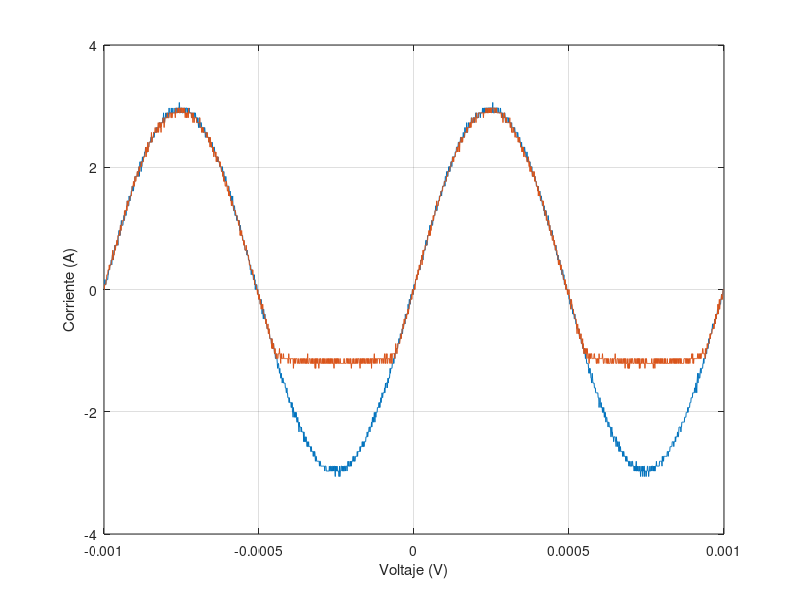

MATLAB code for this plot:
t=[-1.00E-03
-9.99E-04
-9.98E-04
-9.97E-04
-9.96E-04
-9.95E-04
-9.94E-04
-9.93E-04
-9.92E-04
-9.91E-04
-9.90E-04
-9.89E-04
-9.88E-04
-9.87E-04
-9.86E-04
-9.85E-04
-9.84E-04
-9.83E-04
-9.82E-04
-9.81E-04
-9.80E-04
-9.79E-04
-9.78E-04
-9.77E-04
-9.76E-04
-9.75E-04
-9.74E-04
-9.73E-04
-9.72E-04
-9.71E-04
-9.70E-04
-9.69E-04
-9.68E-04
-9.67E-04
-9.66E-04
-9.65E-04
-9.64E-04
-9.63E-04
-9.62E-04
-9.61E-04
-9.60E-04
-9.59E-04
-9.58E-04
-9.57E-04
-9.56E-04
-9.55E-04
-9.54E-04
-9.53E-04
-9.52E-04
-9.51E-04
-9.50E-04
-9.49E-04
-9.48E-04
-9.47E-04
-9.46E-04
-9.45E-04
-9.44E-04
-9.43E-04
-9.42E-04
-9.41E-04
-9.40E-04
-9.39E-04
-9.38E-04
-9.37E-04
-9.36E-04
-9.35E-04
-9.34E-04
-9.33E-04
-9.32E-04
-9.31E-04
-9.30E-04
-9.29E-04
-9.28E-04
-9.27E-04
-9.26E-04
-9.25E-04
-9.24E-04
-9.23E-04
-9.22E-04
-9.21E-04
-9.20E-04
-9.19E-04
-9.18E-04
-9.17E-04
-9.16E-04
-9.15E-04
-9.14E-04
-9.13E-04
-9.12E-04
-9.11E-04
-9.10E-04
-9.09E-04
-9.08E-04
-9.07E-04
-9.06E-04
-9.05E-04
-9.04E-04
-9.03E-04
-9.02E-04
-9.01E-04
-9.00E-04
-8.99E-04
-8.98E-04
-8.97E-04
-8.96E-04
-8.95E-04
-8.94E-04
-8.93E-04
-8.92E-04
-8.91E-04
-8.90E-04
-8.89E-04
-8.88E-04
-8.87E-04
-8.86E-04
-8.85E-04
-8.84E-04
-8.83E-04
-8.82E-04
-8.81E-04
-8.80E-04
-8.79E-04
-8.78E-04
-8.77E-04
-8.76E-04
-8.75E-04
-8.74E-04
-8.73E-04
-8.72E-04
-8.71E-04
-8.70E-04
-8.69E-04
-8.68E-04
-8.67E-04
-8.66E-04
-8.65E-04
-8.64E-04
-8.63E-04
-8.62E-04
-8.61E-04
-8.60E-04
-8.59E-04
-8.58E-04
-8.57E-04
-8.56E-04
-8.55E-04
-8.54E-04
-8.53E-04
-8.52E-04
-8.51E-04
-8.50E-04
-8.49E-04
-8.48E-04
-8.47E-04
-8.46E-04
-8.45E-04
-8.44E-04
-8.43E-04
-8.42E-04
-8.41E-04
-8.40E-04
-8.39E-04
-8.38E-04
-8.37E-04
-8.36E-04
-8.35E-04
-8.34E-04
-8.33E-04
-8.32E-04
-8.31E-04
-8.30E-04
-8.29E-04
-8.28E-04
-8.27E-04
-8.26E-04
-8.25E-04
-8.24E-04
-8.23E-04
-8.22E-04
-8.21E-04
-8.20E-04
-8.19E-04
-8.18E-04
-8.17E-04
-8.16E-04
-8.15E-04
-8.14E-04
-8.13E-04
-8.12E-04
-8.11E-04
-8.10E-04
-8.09E-04
-8.08E-04
-8.07E-04
-8.06E-04
-8.05E-04
-8.04E-04
-8.03E-04
-8.02E-04
-8.01E-04
-8.00E-04
-7.99E-04
-7.98E-04
-7.97E-04
-7.96E-04
-7.95E-04
-7.94E-04
-7.93E-04
-7.92E-04
-7.91E-04
-7.90E-04
-7.89E-04
-7.88E-04
-7.87E-04
-7.86E-04
-7.85E-04
-7.84E-04
-7.83E-04
-7.82E-04
-7.81E-04
-7.80E-04
-7.79E-04
-7.78E-04
-7.77E-04
-7.76E-04
-7.75E-04
-7.74E-04
-7.73E-04
-7.72E-04
-7.71E-04
-7.70E-04
-7.69E-04
-7.68E-04
-7.67E-04
-7.66E-04
-7.65E-04
-7.64E-04
-7.63E-04
-7.62E-04
-7.61E-04
-7.60E-04
-7.59E-04
-7.58E-04
-7.57E-04
-7.56E-04
-7.55E-04
-7.54E-04
-7.53E-04
-7.52E-04
-7.51E-04
-7.50E-04
-7.49E-04
-7.48E-04
-7.47E-04
-7.46E-04
-7.45E-04
-7.44E-04
-7.43E-04
-7.42E-04
-7.41E-04
-7.40E-04
-7.39E-04
-7.38E-04
-7.37E-04
-7.36E-04
-7.35E-04
-7.34E-04
-7.33E-04
-7.32E-04
-7.31E-04
-7.30E-04
-7.29E-04
-7.28E-04
-7.27E-04
-7.26E-04
-7.25E-04
-7.24E-04
-7.23E-04
-7.22E-04
-7.21E-04
-7.20E-04
-7.19E-04
-7.18E-04
-7.17E-04
-7.16E-04
-7.15E-04
-7.14E-04
-7.13E-04
-7.12E-04
-7.11E-04
-7.10E-04
-7.09E-04
-7.08E-04
-7.07E-04
-7.06E-04
-7.05E-04
-7.04E-04
-7.03E-04
-7.02E-04
-7.01E-04
-7.00E-04
-6.99E-04
-6.98E-04
-6.97E-04
-6.96E-04
-6.95E-04
-6.94E-04
-6.93E-04
-6.92E-04
-6.91E-04
-6.90E-04
-6.89E-04
-6.88E-04
-6.87E-04
-6.86E-04
-6.85E-04
-6.84E-04
-6.83E-04
-6.82E-04
-6.81E-04
-6.80E-04
-6.79E-04
-6.78E-04
-6.77E-04
-6.76E-04
-6.75E-04
-6.74E-04
-6.73E-04
-6.72E-04
-6.71E-04
-6.70E-04
-6.69E-04
-6.68E-04
-6.67E-04
-6.66E-04
-6.65E-04
-6.64E-04
-6.63E-04
-6.62E-04
-6.61E-04
-6.60E-04
-6.59E-04
-6.58E-04
-6.57E-04
-6.56E-04
-6.55E-04
-6.54E-04
-6.53E-04
-6.52E-04
-6.51E-04
-6.50E-04
-6.49E-04
-6.48E-04
-6.47E-04
-6.46E-04
-6.45E-04
-6.44E-04
-6.43E-04
-6.42E-04
-6.41E-04
-6.40E-04
-6.39E-04
-6.38E-04
-6.37E-04
-6.36E-04
-6.35E-04
-6.34E-04
-6.33E-04
-6.32E-04
-6.31E-04
-6.30E-04
-6.29E-04
-6.28E-04
-6.27E-04
-6.26E-04
-6.25E-04
-6.24E-04
-6.23E-04
-6.22E-04
-6.21E-04
-6.20E-04
-6.19E-04
-6.18E-04
-6.17E-04
-6.16E-04
-6.15E-04
-6.14E-04
-6.13E-04
-6.12E-04
-6.11E-04
-6.10E-04
-6.09E-04
-6.08E-04
-6.07E-04
-6.06E-04
-6.05E-04
-6.04E-04
-6.03E-04
-6.02E-04
-6.01E-04
-6.00E-04
-5.99E-04
-5.98E-04
-5.97E-04
-5.96E-04
-5.95E-04
-5.94E-04
-5.93E-04
-5.92E-04
-5.91E-04
-5.90E-04
-5.89E-04
-5.88E-04
-5.87E-04
-5.86E-04
-5.85E-04
-5.84E-04
-5.83E-04
-5.82E-04
-5.81E-04
-5.80E-04
-5.79E-04
-5.78E-04
-5.77E-04
-5.76E-04
-5.75E-04
-5.74E-04
-5.73E-04
-5.72E-04
-5.71E-04
-5.70E-04
-5.69E-04
-5.68E-04
-5.67E-04
-5.66E-04
-5.65E-04
-5.64E-04
-5.63E-04
-5.62E-04
-5.61E-04
-5.60E-04
-5.59E-04
-5.58E-04
-5.57E-04
-5.56E-04
-5.55E-04
-5.54E-04
-5.53E-04
-5.52E-04
-5.51E-04
-5.50E-04
-5.49E-04
-5.48E-04
-5.47E-04
-5.46E-04
-5.45E-04
-5.44E-04
-5.43E-04
-5.42E-04
-5.41E-04
-5.40E-04
-5.39E-04
-5.38E-04
-5.37E-04
-5.36E-04
-5.35E-04
-5.34E-04
-5.33E-04
-5.32E-04
-5.31E-04
-5.30E-04
-5.29E-04
-5.28E-04
-5.27E-04
-5.26E-04
-5.25E-04
-5.24E-04
-5.23E-04
-5.22E-04
-5.21E-04
-5.20E-04
-5.19E-04
-5.18E-04
-5.17E-04
-5.16E-04
-5.15E-04
-5.14E-04
-5.13E-04
-5.12E-04
-5.11E-04
-5.10E-04
-5.09E-04
-5.08E-04
-5.07E-04
-5.06E-04
-5.05E-04
-5.04E-04
-5.03E-04
-5.02E-04
-5.01E-04
-5.00E-04
-4.99E-04
-4.98E-04
-4.97E-04
-4.96E-04
-4.95E-04
-4.94E-04
-4.93E-04
-4.92E-04
-4.91E-04
-4.90E-04
-4.89E-04
-4.88E-04
-4.87E-04
-4.86E-04
-4.85E-04
-4.84E-04
-4.83E-04
-4.82E-04
-4.81E-04
-4.80E-04
-4.79E-04
-4.78E-04
-4.77E-04
-4.76E-04
-4.75E-04
-4.74E-04
-4.73E-04
-4.72E-04
-4.71E-04
-4.70E-04
-4.69E-04
-4.68E-04
-4.67E-04
-4.66E-04
-4.65E-04
-4.64E-04
-4.63E-04
-4.62E-04
-4.61E-04
-4.60E-04
-4.59E-04
-4.58E-04
-4.57E-04
-4.56E-04
-4.55E-04
-4.54E-04
-4.53E-04
-4.52E-04
-4.51E-04
-4.50E-04
-4.49E-04
-4.48E-04
-4.47E-04
-4.46E-04
-4.45E-04
-4.44E-04
-4.43E-04
-4.42E-04
-4.41E-04
-4.40E-04
-4.39E-04
-4.38E-04
-4.37E-04
-4.36E-04
-4.35E-04
-4.34E-04
-4.33E-04
-4.32E-04
-4.31E-04
-4.30E-04
-4.29E-04
-4.28E-04
-4.27E-04
-4.26E-04
-4.25E-04
-4.24E-04
-4.23E-04
-4.22E-04
-4.21E-04
-4.20E-04
-4.19E-04
-4.18E-04
-4.17E-04
-4.16E-04
-4.15E-04
-4.14E-04
-4.13E-04
-4.12E-04
-4.11E-04
-4.10E-04
-4.09E-04
-4.08E-04
-4.07E-04
-4.06E-04
-4.05E-04
-4.04E-04
-4.03E-04
-4.02E-04
-4.01E-04
-4.00E-04
-3.99E-04
-3.98E-04
-3.97E-04
-3.96E-04
-3.95E-04
-3.94E-04
-3.93E-04
-3.92E-04
-3.91E-04
-3.90E-04
-3.89E-04
-3.88E-04
-3.87E-04
-3.86E-04
-3.85E-04
-3.84E-04
-3.83E-04
-3.82E-04
-3.81E-04
-3.80E-04
-3.79E-04
-3.78E-04
-3.77E-04
-3.76E-04
-3.75E-04
-3.74E-04
-3.73E-04
-3.72E-04
-3.71E-04
-3.70E-04
-3.69E-04
-3.68E-04
-3.67E-04
-3.66E-04
-3.65E-04
-3.64E-04
-3.63E-04
-3.62E-04
-3.61E-04
-3.60E-04
-3.59E-04
-3.58E-04
-3.57E-04
-3.56E-04
-3.55E-04
-3.54E-04
-3.53E-04
-3.52E-04
-3.51E-04
-3.50E-04
-3.49E-04
-3.48E-04
-3.47E-04
-3.46E-04
-3.45E-04
-3.44E-04
-3.43E-04
-3.42E-04
-3.41E-04
-3.40E-04
-3.39E-04
-3.38E-04
-3.37E-04
-3.36E-04
-3.35E-04
-3.34E-04
-3.33E-04
-3.32E-04
-3.31E-04
-3.30E-04
-3.29E-04
-3.28E-04
-3.27E-04
-3.26E-04
-3.25E-04
-3.24E-04
-3.23E-04
-3.22E-04
-3.21E-04
-3.20E-04
-3.19E-04
-3.18E-04
-3.17E-04
-3.16E-04
-3.15E-04
-3.14E-04
-3.13E-04
-3.12E-04
-3.11E-04
-3.10E-04
-3.09E-04
-3.08E-04
-3.07E-04
-3.06E-04
-3.05E-04
-3.04E-04
-3.03E-04
-3.02E-04
-3.01E-04
-3.00E-04
-2.99E-04
-2.98E-04
-2.97E-04
-2.96E-04
-2.95E-04
-2.94E-04
-2.93E-04
-2.92E-04
-2.91E-04
-2.90E-04
-2.89E-04
-2.88E-04
-2.87E-04
-2.86E-04
-2.85E-04
-2.84E-04
-2.83E-04
-2.82E-04
-2.81E-04
-2.80E-04
-2.79E-04
-2.78E-04
-2.77E-04
-2.76E-04
-2.75E-04
-2.74E-04
-2.73E-04
-2.72E-04
-2.71E-04
-2.70E-04
-2.69E-04
-2.68E-04
-2.67E-04
-2.66E-04
-2.65E-04
-2.64E-04
-2.63E-04
-2.62E-04
-2.61E-04
-2.60E-04
-2.59E-04
-2.58E-04
-2.57E-04
-2.56E-04
-2.55E-04
-2.54E-04
-2.53E-04
-2.52E-04
-2.51E-04
-2.50E-04
-2.49E-04
-2.48E-04
-2.47E-04
-2.46E-04
-2.45E-04
-2.44E-04
-2.43E-04
-2.42E-04
-2.41E-04
-2.40E-04
-2.39E-04
-2.38E-04
-2.37E-04
-2.36E-04
-2.35E-04
-2.34E-04
-2.33E-04
-2.32E-04
-2.31E-04
-2.30E-04
-2.29E-04
-2.28E-04
-2.27E-04
-2.26E-04
-2.25E-04
-2.24E-04
-2.23E-04
-2.22E-04
-2.21E-04
-2.20E-04
-2.19E-04
-2.18E-04
-2.17E-04
-2.16E-04
-2.15E-04
-2.14E-04
-2.13E-04
-2.12E-04
-2.11E-04
-2.10E-04
-2.09E-04
-2.08E-04
-2.07E-04
-2.06E-04
-2.05E-04
-2.04E-04
-2.03E-04
-2.02E-04
-2.01E-04
-2.00E-04
-1.99E-04
-1.98E-04
-1.97E-04
-1.96E-04
-1.95E-04
-1.94E-04
-1.93E-04
-1.92E-04
-1.91E-04
-1.90E-04
-1.89E-04
-1.88E-04
-1.87E-04
-1.86E-04
-1.85E-04
-1.84E-04
-1.83E-04
-1.82E-04
-1.81E-04
-1.80E-04
-1.79E-04
-1.78E-04
-1.77E-04
-1.76E-04
-1.75E-04
-1.74E-04
-1.73E-04
-1.72E-04
-1.71E-04
-1.70E-04
-1.69E-04
-1.68E-04
-1.67E-04
-1.66E-04
-1.65E-04
-1.64E-04
-1.63E-04
-1.62E-04
-1.61E-04
-1.60E-04
-1.59E-04
-1.58E-04
-1.57E-04
-1.56E-04
-1.55E-04
-1.54E-04
-1.53E-04
-1.52E-04
-1.51E-04
-1.50E-04
-1.49E-04
-1.48E-04
-1.47E-04
-1.46E-04
-1.45E-04
-1.44E-04
-1.43E-04
-1.42E-04
-1.41E-04
-1.40E-04
-1.39E-04
-1.38E-04
-1.37E-04
-1.36E-04
-1.35E-04
-1.34E-04
-1.33E-04
-1.32E-04
-1.31E-04
-1.30E-04
-1.29E-04
-1.28E-04
-1.27E-04
-1.26E-04
-1.25E-04
-1.24E-04
-1.23E-04
-1.22E-04
-1.21E-04
-1.20E-04
-1.19E-04
-1.18E-04
-1.17E-04
-1.16E-04
-1.15E-04
-1.14E-04
-1.13E-04
-1.12E-04
-1.11E-04
-1.10E-04
-1.09E-04
-1.08E-04
-1.07E-04
-1.06E-04
-1.05E-04
-1.04E-04
-1.03E-04
-1.02E-04
-1.01E-04
-1.00E-04
-9.90E-05
-9.80E-05
-9.70E-05
-9.60E-05
-9.50E-05
-9.40E-05
-9.30E-05
-9.20E-05
-9.10E-05
-9.00E-05
-8.90E-05
-8.80E-05
-8.70E-05
-8.60E-05
-8.50E-05
-8.40E-05
-8.30E-05
-8.20E-05
-8.10E-05
-8.00E-05
-7.90E-05
-7.80E-05
-7.70E-05
-7.60E-05
-7.50E-05
-7.40E-05
-7.30E-05
-7.20E-05
-7.10E-05
-7.00E-05
-6.90E-05
-6.80E-05
-6.70E-05
-6.60E-05
-6.50E-05
-6.40E-05
-6.30E-05
-6.20E-05
-6.10E-05
-6.00E-05
-5.90E-05
-5.80E-05
-5.70E-05
-5.60E-05
-5.50E-05
-5.40E-05
-5.30E-05
-5.20E-05
-5.10E-05
-5.00E-05
-4.90E-05
-4.80E-05
-4.70E-05
-4.60E-05
-4.50E-05
-4.40E-05
-4.30E-05
-4.20E-05
-4.10E-05
-4.00E-05
-3.90E-05
-3.80E-05
-3.70E-05
-3.60E-05
-3.50E-05
-3.40E-05
-3.30E-05
-3.20E-05
-3.10E-05
-3.00E-05
-2.90E-05
-2.80E-05
-2.70E-05
-2.60E-05
-2.50E-05
-2.40E-05
-2.30E-05
-2.20E-05
-2.10E-05
-2.00E-05
-1.90E-05
-1.80E-05
-1.70E-05
-1.60E-05
-1.50E-05
-1.40E-05
-1.30E-05
-1.20E-05
-1.10E-05
-1.00E-05
-9.00E-06
-8.00E-06
-7.00E-06
-6.00E-06
-5.00E-06
-4.00E-06
-3.00E-06
-2.00E-06
-1.00E-06
0.00E+00
1.00E-06
2.00E-06
3.00E-06
4.00E-06
5.00E-06
6.00E-06
7.00E-06
8.00E-06
9.00E-06
1.00E-05
1.10E-05
1.20E-05
1.30E-05
1.40E-05
1.50E-05
1.60E-05
1.70E-05
1.80E-05
1.90E-05
2.00E-05
2.10E-05
2.20E-05
2.30E-05
2.40E-05
2.50E-05
2.60E-05
2.70E-05
2.80E-05
2.90E-05
3.00E-05
3.10E-05
3.20E-05
3.30E-05
3.40E-05
3.50E-05
3.60E-05
3.70E-05
3.80E-05
3.90E-05
4.00E-05
4.10E-05
4.20E-05
4.30E-05
4.40E-05
4.50E-05
4.60E-05
4.70E-05
4.80E-05
4.90E-05
5.00E-05
5.10E-05
5.20E-05
5.30E-05
5.40E-05
5.50E-05
5.60E-05
5.70E-05
5.80E-05
5.90E-05
6.00E-05
6.10E-05
6.20E-05
6.30E-05
6.40E-05
6.50E-05
6.60E-05
6.70E-05
6.80E-05
6.90E-05
7.00E-05
7.10E-05
7.20E-05
7.30E-05
7.40E-05
7.50E-05
7.60E-05
7.70E-05
7.80E-05
7.90E-05
8.00E-05
8.10E-05
8.20E-05
8.30E-05
8.40E-05
8.50E-05
8.60E-05
8.70E-05
8.80E-05
8.90E-05
9.00E-05
9.10E-05
9.20E-05
9.30E-05
9.40E-05
9.50E-05
9.60E-05
9.70E-05
9.80E-05
9.90E-05
1.00E-04
1.01E-04
1.02E-04
1.03E-04
1.04E-04
1.05E-04
1.06E-04
1.07E-04
1.08E-04
1.09E-04
1.10E-04
1.11E-04
1.12E-04
1.13E-04
1.14E-04
1.15E-04
1.16E-04
1.17E-04
1.18E-04
1.19E-04
1.20E-04
1.21E-04
1.22E-04
1.23E-04
1.24E-04
1.25E-04
1.26E-04
1.27E-04
1.28E-04
1.29E-04
1.30E-04
1.31E-04
1.32E-04
1.33E-04
1.34E-04
1.35E-04
1.36E-04
1.37E-04
1.38E-04
1.39E-04
1.40E-04
1.41E-04
1.42E-04
1.43E-04
1.44E-04
1.45E-04
1.46E-04
1.47E-04
1.48E-04
1.49E-04
1.50E-04
1.51E-04
1.52E-04
1.53E-04
1.54E-04
1.55E-04
1.56E-04
1.57E-04
1.58E-04
1.59E-04
1.60E-04
1.61E-04
1.62E-04
1.63E-04
1.64E-04
1.65E-04
1.66E-04
1.67E-04
1.68E-04
1.69E-04
1.70E-04
1.71E-04
1.72E-04
1.73E-04
1.74E-04
1.75E-04
1.76E-04
1.77E-04
1.78E-04
1.79E-04
1.80E-04
1.81E-04
1.82E-04
1.83E-04
1.84E-04
1.85E-04
1.86E-04
1.87E-04
1.88E-04
1.89E-04
1.90E-04
1.91E-04
1.92E-04
1.93E-04
1.94E-04
1.95E-04
1.96E-04
1.97E-04
1.98E-04
1.99E-04
2.00E-04
2.01E-04
2.02E-04
2.03E-04
2.04E-04
2.05E-04
2.06E-04
2.07E-04
2.08E-04
2.09E-04
2.10E-04
2.11E-04
2.12E-04
2.13E-04
2.14E-04
2.15E-04
2.16E-04
2.17E-04
2.18E-04
2.19E-04
2.20E-04
2.21E-04
2.22E-04
2.23E-04
2.24E-04
2.25E-04
2.26E-04
2.27E-04
2.28E-04
2.29E-04
2.30E-04
2.31E-04
2.32E-04
2.33E-04
2.34E-04
2.35E-04
2.36E-04
2.37E-04
2.38E-04
2.39E-04
2.40E-04
2.41E-04
2.42E-04
2.43E-04
2.44E-04
2.45E-04
2.46E-04
2.47E-04
2.48E-04
2.49E-04
2.50E-04
2.51E-04
2.52E-04
2.53E-04
2.54E-04
2.55E-04
2.56E-04
2.57E-04
2.58E-04
2.59E-04
2.60E-04
2.61E-04
2.62E-04
2.63E-04
2.64E-04
2.65E-04
2.66E-04
2.67E-04
2.68E-04
2.69E-04
2.70E-04
2.71E-04
2.72E-04
2.73E-04
2.74E-04
2.75E-04
2.76E-04
2.77E-04
2.78E-04
2.79E-04
2.80E-04
2.81E-04
2.82E-04
2.83E-04
2.84E-04
2.85E-04
2.86E-04
2.87E-04
2.88E-04
2.89E-04
2.90E-04
2.91E-04
2.92E-04
2.93E-04
2.94E-04
2.95E-04
2.96E-04
2.97E-04
2.98E-04
2.99E-04
3.00E-04
3.01E-04
3.02E-04
3.03E-04
3.04E-04
3.05E-04
3.06E-04
3.07E-04
3.08E-04
3.09E-04
3.10E-04
3.11E-04
3.12E-04
3.13E-04
3.14E-04
3.15E-04
3.16E-04
3.17E-04
3.18E-04
3.19E-04
3.20E-04
3.21E-04
3.22E-04
3.23E-04
3.24E-04
3.25E-04
3.26E-04
3.27E-04
3.28E-04
3.29E-04
3.30E-04
3.31E-04
3.32E-04
3.33E-04
3.34E-04
3.35E-04
3.36E-04
3.37E-04
3.38E-04
3.39E-04
3.40E-04
3.41E-04
3.42E-04
3.43E-04
3.44E-04
3.45E-04
3.46E-04
3.47E-04
3.48E-04
3.49E-04
3.50E-04
3.51E-04
3.52E-04
3.53E-04
3.54E-04
3.55E-04
3.56E-04
3.57E-04
3.58E-04
3.59E-04
3.60E-04
3.61E-04
3.62E-04
3.63E-04
3.64E-04
3.65E-04
3.66E-04
3.67E-04
3.68E-04
3.69E-04
3.70E-04
3.71E-04
3.72E-04
3.73E-04
3.74E-04
3.75E-04
3.76E-04
3.77E-04
3.78E-04
3.79E-04
3.80E-04
3.81E-04
3.82E-04
3.83E-04
3.84E-04
3.85E-04
3.86E-04
3.87E-04
3.88E-04
3.89E-04
3.90E-04
3.91E-04
3.92E-04
3.93E-04
3.94E-04
3.95E-04
3.96E-04
3.97E-04
3.98E-04
3.99E-04
4.00E-04
4.01E-04
4.02E-04
4.03E-04
4.04E-04
4.05E-04
4.06E-04
4.07E-04
4.08E-04
4.09E-04
4.10E-04
4.11E-04
4.12E-04
4.13E-04
4.14E-04
4.15E-04
4.16E-04
4.17E-04
4.18E-04
4.19E-04
4.20E-04
4.21E-04
4.22E-04
4.23E-04
4.24E-04
4.25E-04
4.26E-04
4.27E-04
4.28E-04
4.29E-04
4.30E-04
4.31E-04
4.32E-04
4.33E-04
4.34E-04
4.35E-04
4.36E-04
4.37E-04
4.38E-04
4.39E-04
4.40E-04
4.41E-04
4.42E-04
4.43E-04
4.44E-04
4.45E-04
4.46E-04
4.47E-04
4.48E-04
4.49E-04
4.50E-04
4.51E-04
4.52E-04
4.53E-04
4.54E-04
4.55E-04
4.56E-04
4.57E-04
4.58E-04
4.59E-04
4.60E-04
4.61E-04
4.62E-04
4.63E-04
4.64E-04
4.65E-04
4.66E-04
4.67E-04
4.68E-04
4.69E-04
4.70E-04
4.71E-04
4.72E-04
4.73E-04
4.74E-04
4.75E-04
4.76E-04
4.77E-04
4.78E-04
4.79E-04
4.80E-04
4.81E-04
4.82E-04
4.83E-04
4.84E-04
4.85E-04
4.86E-04
4.87E-04
4.88E-04
4.89E-04
4.90E-04
4.91E-04
4.92E-04
4.93E-04
4.94E-04
4.95E-04
4.96E-04
4.97E-04
4.98E-04
4.99E-04
5.00E-04
5.01E-04
5.02E-04
5.03E-04
5.04E-04
5.05E-04
5.06E-04
5.07E-04
5.08E-04
5.09E-04
5.10E-04
5.11E-04
5.12E-04
5.13E-04
5.14E-04
5.15E-04
5.16E-04
5.17E-04
5.18E-04
5.19E-04
5.20E-04
5.21E-04
5.22E-04
5.23E-04
5.24E-04
5.25E-04
5.26E-04
5.27E-04
5.28E-04
5.29E-04
5.30E-04
5.31E-04
5.32E-04
5.33E-04
5.34E-04
5.35E-04
5.36E-04
5.37E-04
5.38E-04
5.39E-04
5.40E-04
5.41E-04
5.42E-04
5.43E-04
5.44E-04
5.45E-04
5.46E-04
5.47E-04
5.48E-04
5.49E-04
5.50E-04
5.51E-04
5.52E-04
5.53E-04
5.54E-04
5.55E-04
5.56E-04
5.57E-04
5.58E-04
5.59E-04
5.60E-04
5.61E-04
5.62E-04
5.63E-04
5.64E-04
5.65E-04
5.66E-04
5.67E-04
5.68E-04
5.69E-04
5.70E-04
5.71E-04
5.72E-04
5.73E-04
5.74E-04
5.75E-04
5.76E-04
5.77E-04
5.78E-04
5.79E-04
5.80E-04
5.81E-04
5.82E-04
5.83E-04
5.84E-04
5.85E-04
5.86E-04
5.87E-04
5.88E-04
5.89E-04
5.90E-04
5.91E-04
5.92E-04
5.93E-04
5.94E-04
5.95E-04
5.96E-04
5.97E-04
5.98E-04
5.99E-04
6.00E-04
6.01E-04
6.02E-04
6.03E-04
6.04E-04
6.05E-04
6.06E-04
6.07E-04
6.08E-04
6.09E-04
6.10E-04
6.11E-04
6.12E-04
6.13E-04
6.14E-04
6.15E-04
6.16E-04
6.17E-04
6.18E-04
6.19E-04
6.20E-04
6.21E-04
6.22E-04
6.23E-04
6.24E-04
6.25E-04
6.26E-04
6.27E-04
6.28E-04
6.29E-04
6.30E-04
6.31E-04
6.32E-04
6.33E-04
6.34E-04
6.35E-04
6.36E-04
6.37E-04
6.38E-04
6.39E-04
6.40E-04
6.41E-04
6.42E-04
6.43E-04
6.44E-04
6.45E-04
6.46E-04
6.47E-04
6.48E-04
6.49E-04
6.50E-04
6.51E-04
6.52E-04
6.53E-04
6.54E-04
6.55E-04
6.56E-04
6.57E-04
6.58E-04
6.59E-04
6.60E-04
6.61E-04
6.62E-04
6.63E-04
6.64E-04
6.65E-04
6.66E-04
6.67E-04
6.68E-04
6.69E-04
6.70E-04
6.71E-04
6.72E-04
6.73E-04
6.74E-04
6.75E-04
6.76E-04
6.77E-04
6.78E-04
6.79E-04
6.80E-04
6.81E-04
6.82E-04
6.83E-04
6.84E-04
6.85E-04
6.86E-04
6.87E-04
6.88E-04
6.89E-04
6.90E-04
6.91E-04
6.92E-04
6.93E-04
6.94E-04
6.95E-04
6.96E-04
6.97E-04
6.98E-04
6.99E-04
7.00E-04
7.01E-04
7.02E-04
7.03E-04
7.04E-04
7.05E-04
7.06E-04
7.07E-04
7.08E-04
7.09E-04
7.10E-04
7.11E-04
7.12E-04
7.13E-04
7.14E-04
7.15E-04
7.16E-04
7.17E-04
7.18E-04
7.19E-04
7.20E-04
7.21E-04
7.22E-04
7.23E-04
7.24E-04
7.25E-04
7.26E-04
7.27E-04
7.28E-04
7.29E-04
7.30E-04
7.31E-04
7.32E-04
7.33E-04
7.34E-04
7.35E-04
7.36E-04
7.37E-04
7.38E-04
7.39E-04
7.40E-04
7.41E-04
7.42E-04
7.43E-04
7.44E-04
7.45E-04
7.46E-04
7.47E-04
7.48E-04
7.49E-04
7.50E-04
7.51E-04
7.52E-04
7.53E-04
7.54E-04
7.55E-04
7.56E-04
7.57E-04
7.58E-04
7.59E-04
7.60E-04
7.61E-04
7.62E-04
7.63E-04
7.64E-04
7.65E-04
7.66E-04
7.67E-04
7.68E-04
7.69E-04
7.70E-04
7.71E-04
7.72E-04
7.73E-04
7.74E-04
7.75E-04
7.76E-04
7.77E-04
7.78E-04
7.79E-04
7.80E-04
7.81E-04
7.82E-04
7.83E-04
7.84E-04
7.85E-04
7.86E-04
7.87E-04
7.88E-04
7.89E-04
7.90E-04
7.91E-04
7.92E-04
7.93E-04
7.94E-04
7.95E-04
7.96E-04
7.97E-04
7.98E-04
7.99E-04
8.00E-04
8.01E-04
8.02E-04
8.03E-04
8.04E-04
8.05E-04
8.06E-04
8.07E-04
8.08E-04
8.09E-04
8.10E-04
8.11E-04
8.12E-04
8.13E-04
8.14E-04
8.15E-04
8.16E-04
8.17E-04
8.18E-04
8.19E-04
8.20E-04
8.21E-04
8.22E-04
8.23E-04
8.24E-04
8.25E-04
8.26E-04
8.27E-04
8.28E-04
8.29E-04
8.30E-04
8.31E-04
8.32E-04
8.33E-04
8.34E-04
8.35E-04
8.36E-04
8.37E-04
8.38E-04
8.39E-04
8.40E-04
8.41E-04
8.42E-04
8.43E-04
8.44E-04
8.45E-04
8.46E-04
8.47E-04
8.48E-04
8.49E-04
8.50E-04
8.51E-04
8.52E-04
8.53E-04
8.54E-04
8.55E-04
8.56E-04
8.57E-04
8.58E-04
8.59E-04
8.60E-04
8.61E-04
8.62E-04
8.63E-04
8.64E-04
8.65E-04
8.66E-04
8.67E-04
8.68E-04
8.69E-04
8.70E-04
8.71E-04
8.72E-04
8.73E-04
8.74E-04
8.75E-04
8.76E-04
8.77E-04
8.78E-04
8.79E-04
8.80E-04
8.81E-04
8.82E-04
8.83E-04
8.84E-04
8.85E-04
8.86E-04
8.87E-04
8.88E-04
8.89E-04
8.90E-04
8.91E-04
8.92E-04
8.93E-04
8.94E-04
8.95E-04
8.96E-04
8.97E-04
8.98E-04
8.99E-04
9.00E-04
9.01E-04
9.02E-04
9.03E-04
9.04E-04
9.05E-04
9.06E-04
9.07E-04
9.08E-04
9.09E-04
9.10E-04
9.11E-04
9.12E-04
9.13E-04
9.14E-04
9.15E-04
9.16E-04
9.17E-04
9.18E-04
9.19E-04
9.20E-04
9.21E-04
9.22E-04
9.23E-04
9.24E-04
9.25E-04
9.26E-04
9.27E-04
9.28E-04
9.29E-04
9.30E-04
9.31E-04
9.32E-04
9.33E-04
9.34E-04
9.35E-04
9.36E-04
9.37E-04
9.38E-04
9.39E-04
9.40E-04
9.41E-04
9.42E-04
9.43E-04
9.44E-04
9.45E-04
9.46E-04
9.47E-04
9.48E-04
9.49E-04
9.50E-04
9.51E-04
9.52E-04
9.53E-04
9.54E-04
9.55E-04
9.56E-04
9.57E-04
9.58E-04
9.59E-04
9.60E-04
9.61E-04
9.62E-04
9.63E-04
9.64E-04
9.65E-04
9.66E-04
9.67E-04
9.68E-04
9.69E-04
9.70E-04
9.71E-04
9.72E-04
9.73E-04
9.74E-04
9.75E-04
9.76E-04
9.77E-04
9.78E-04
9.79E-04
9.80E-04
9.81E-04
9.82E-04
9.83E-04
9.84E-04
9.85E-04
9.86E-04
9.87E-04
9.88E-04
9.89E-04
9.90E-04
9.91E-04
9.92E-04
9.93E-04
9.94E-04
9.95E-04
9.96E-04
9.97E-04
9.98E-04
9.99E-04];
x=[0.00E+00
0.00E+00
8.04E-02
1.61E-01
8.04E-02
8.04E-02
8.04E-02
1.61E-01
1.61E-01
1.61E-01
1.61E-01
1.61E-01
1.61E-01
2.41E-01
2.41E-01
3.22E-01
3.22E-01
3.22E-01
3.22E-01
4.02E-01
4.02E-01
4.02E-01
4.02E-01
4.82E-01
4.82E-01
4.02E-01
4.82E-01
5.63E-01
5.63E-01
5.63E-01
4.82E-01
5.63E-01
6.43E-01
6.43E-01
6.43E-01
7.24E-01
6.43E-01
7.24E-01
7.24E-01
7.24E-01
7.24E-01
7.24E-01
8.04E-01
8.04E-01
8.04E-01
7.24E-01
8.84E-01
8.84E-01
9.65E-01
9.65E-01
8.84E-01
9.65E-01
8.84E-01
1.05E+00
9.65E-01
1.05E+00
1.13E+00
1.05E+00
1.05E+00
1.05E+00
1.05E+00
1.05E+00
1.13E+00
1.13E+00
1.21E+00
1.21E+00
1.13E+00
1.21E+00
1.29E+00
1.29E+00
1.29E+00
1.21E+00
1.29E+00
1.29E+00
1.37E+00
1.45E+00
1.45E+00
1.37E+00
1.37E+00
1.37E+00
1.37E+00
1.53E+00
1.45E+00
1.53E+00
1.45E+00
1.53E+00
1.53E+00
1.53E+00
1.61E+00
1.61E+00
1.61E+00
1.69E+00
1.61E+00
1.69E+00
1.69E+00
1.61E+00
1.69E+00
1.69E+00
1.77E+00
1.77E+00
1.85E+00
1.85E+00
1.85E+00
1.85E+00
1.85E+00
1.85E+00
1.85E+00
1.85E+00
1.93E+00
1.93E+00
1.85E+00
1.93E+00
1.93E+00
2.01E+00
1.85E+00
2.01E+00
2.09E+00
2.01E+00
2.01E+00
2.09E+00
1.93E+00
2.09E+00
2.01E+00
2.09E+00
2.17E+00
2.09E+00
2.09E+00
2.17E+00
2.17E+00
2.17E+00
2.17E+00
2.25E+00
2.25E+00
2.25E+00
2.33E+00
2.25E+00
2.25E+00
2.25E+00
2.25E+00
2.25E+00
2.25E+00
2.25E+00
2.33E+00
2.33E+00
2.33E+00
2.41E+00
2.41E+00
2.41E+00
2.41E+00
2.41E+00
2.41E+00
2.49E+00
2.49E+00
2.49E+00
2.41E+00
2.41E+00
2.49E+00
2.49E+00
2.49E+00
2.49E+00
2.57E+00
2.49E+00
2.49E+00
2.57E+00
2.57E+00
2.57E+00
2.57E+00
2.57E+00
2.65E+00
2.57E+00
2.65E+00
2.65E+00
2.65E+00
2.65E+00
2.65E+00
2.65E+00
2.65E+00
2.65E+00
2.73E+00
2.73E+00
2.73E+00
2.73E+00
2.65E+00
2.65E+00
2.73E+00
2.73E+00
2.73E+00
2.73E+00
2.73E+00
2.73E+00
2.81E+00
2.73E+00
2.89E+00
2.81E+00
2.81E+00
2.73E+00
2.81E+00
2.81E+00
2.81E+00
2.89E+00
2.81E+00
2.81E+00
2.89E+00
2.81E+00
2.81E+00
2.89E+00
2.89E+00
2.81E+00
2.89E+00
2.89E+00
2.97E+00
2.89E+00
2.89E+00
2.89E+00
2.89E+00
2.89E+00
2.89E+00
2.97E+00
2.89E+00
2.89E+00
2.89E+00
2.89E+00
2.97E+00
2.89E+00
2.89E+00
2.89E+00
2.89E+00
2.89E+00
2.89E+00
2.97E+00
2.89E+00
2.97E+00
2.89E+00
2.97E+00
2.97E+00
2.97E+00
2.89E+00
2.97E+00
2.89E+00
2.97E+00
2.89E+00
2.97E+00
2.97E+00
3.06E+00
2.97E+00
2.89E+00
2.89E+00
2.97E+00
2.89E+00
2.97E+00
2.97E+00
2.97E+00
2.89E+00
2.89E+00
2.89E+00
2.89E+00
2.89E+00
2.97E+00
2.97E+00
2.97E+00
2.97E+00
2.89E+00
2.97E+00
2.89E+00
2.97E+00
2.97E+00
2.97E+00
2.97E+00
2.89E+00
2.89E+00
2.97E+00
2.89E+00
2.89E+00
2.89E+00
2.89E+00
2.97E+00
2.89E+00
2.89E+00
2.89E+00
2.89E+00
2.89E+00
2.89E+00
2.89E+00
2.81E+00
2.89E+00
2.81E+00
2.81E+00
2.89E+00
2.81E+00
2.81E+00
2.89E+00
2.89E+00
2.89E+00
2.81E+00
2.81E+00
2.89E+00
2.81E+00
2.81E+00
2.81E+00
2.81E+00
2.73E+00
2.81E+00
2.73E+00
2.81E+00
2.73E+00
2.65E+00
2.73E+00
2.65E+00
2.81E+00
2.73E+00
2.65E+00
2.73E+00
2.73E+00
2.73E+00
2.73E+00
2.65E+00
2.65E+00
2.65E+00
2.65E+00
2.65E+00
2.57E+00
2.65E+00
2.57E+00
2.57E+00
2.65E+00
2.65E+00
2.57E+00
2.49E+00
2.57E+00
2.49E+00
2.57E+00
2.57E+00
2.57E+00
2.49E+00
2.49E+00
2.49E+00
2.49E+00
2.49E+00
2.41E+00
2.49E+00
2.41E+00
2.49E+00
2.41E+00
2.41E+00
2.41E+00
2.41E+00
2.33E+00
2.33E+00
2.33E+00
2.41E+00
2.33E+00
2.33E+00
2.25E+00
2.33E+00
2.25E+00
2.33E+00
2.33E+00
2.25E+00
2.25E+00
2.17E+00
2.17E+00
2.17E+00
2.17E+00
2.17E+00
2.17E+00
2.09E+00
2.17E+00
2.09E+00
2.17E+00
2.09E+00
2.09E+00
2.09E+00
2.09E+00
2.01E+00
2.01E+00
2.01E+00
2.01E+00
2.01E+00
2.01E+00
1.93E+00
1.93E+00
1.93E+00
2.01E+00
1.93E+00
1.93E+00
1.85E+00
1.93E+00
1.93E+00
1.77E+00
1.85E+00
1.85E+00
1.77E+00
1.77E+00
1.85E+00
1.77E+00
1.77E+00
1.69E+00
1.69E+00
1.69E+00
1.69E+00
1.69E+00
1.69E+00
1.69E+00
1.69E+00
1.61E+00
1.53E+00
1.53E+00
1.61E+00
1.53E+00
1.45E+00
1.53E+00
1.53E+00
1.37E+00
1.45E+00
1.45E+00
1.53E+00
1.37E+00
1.37E+00
1.29E+00
1.29E+00
1.37E+00
1.37E+00
1.29E+00
1.21E+00
1.29E+00
1.21E+00
1.21E+00
1.21E+00
1.13E+00
1.21E+00
1.13E+00
1.13E+00
1.13E+00
1.13E+00
1.13E+00
1.05E+00
1.13E+00
1.05E+00
9.65E-01
9.65E-01
1.05E+00
9.65E-01
8.84E-01
8.84E-01
8.84E-01
8.84E-01
8.84E-01
8.84E-01
8.04E-01
8.04E-01
8.04E-01
8.04E-01
7.24E-01
7.24E-01
7.24E-01
6.43E-01
6.43E-01
6.43E-01
6.43E-01
6.43E-01
6.43E-01
5.63E-01
6.43E-01
5.63E-01
5.63E-01
5.63E-01
4.82E-01
4.82E-01
4.82E-01
4.82E-01
4.02E-01
4.02E-01
3.22E-01
4.02E-01
3.22E-01
2.41E-01
3.22E-01
3.22E-01
3.22E-01
2.41E-01
2.41E-01
2.41E-01
1.61E-01
2.41E-01
1.61E-01
2.41E-01
8.04E-02
1.61E-01
0.00E+00
8.04E-02
0.00E+00
0.00E+00
8.04E-02
8.04E-02
0.00E+00
0.00E+00
0.00E+00
-8.04E-02
-8.04E-02
-8.04E-02
-1.61E-01
-1.61E-01
-1.61E-01
-1.61E-01
-2.41E-01
-2.41E-01
-2.41E-01
-1.61E-01
-2.41E-01
-3.22E-01
-4.02E-01
-3.22E-01
-3.22E-01
-4.02E-01
-4.82E-01
-3.22E-01
-4.02E-01
-4.82E-01
-4.82E-01
-4.02E-01
-4.82E-01
-4.82E-01
-4.82E-01
-5.63E-01
-5.63E-01
-5.63E-01
-6.43E-01
-6.43E-01
-6.43E-01
-6.43E-01
-6.43E-01
-6.43E-01
-7.24E-01
-7.24E-01
-7.24E-01
-8.04E-01
-8.04E-01
-8.04E-01
-8.04E-01
-8.04E-01
-8.84E-01
-8.04E-01
-8.84E-01
-8.84E-01
-9.65E-01
-8.84E-01
-9.65E-01
-8.84E-01
-9.65E-01
-9.65E-01
-1.05E+00
-1.05E+00
-1.05E+00
-1.13E+00
-1.13E+00
-1.05E+00
-1.13E+00
-1.13E+00
-1.13E+00
-1.21E+00
-1.29E+00
-1.21E+00
-1.21E+00
-1.21E+00
-1.29E+00
-1.29E+00
-1.37E+00
-1.29E+00
-1.37E+00
-1.37E+00
-1.45E+00
-1.45E+00
-1.37E+00
-1.45E+00
-1.45E+00
-1.53E+00
-1.45E+00
-1.45E+00
-1.45E+00
-1.53E+00
-1.53E+00
-1.53E+00
-1.53E+00
-1.53E+00
-1.53E+00
-1.61E+00
-1.61E+00
-1.61E+00
-1.69E+00
-1.69E+00
-1.61E+00
-1.69E+00
-1.69E+00
-1.77E+00
-1.77E+00
-1.77E+00
-1.77E+00
-1.85E+00
-1.77E+00
-1.85E+00
-1.85E+00
-1.85E+00
-1.85E+00
-1.85E+00
-1.93E+00
-1.85E+00
-1.93E+00
-1.85E+00
-2.01E+00
-2.01E+00
-2.09E+00
-1.93E+00
-2.01E+00
-2.01E+00
-2.01E+00
-2.09E+00
-2.01E+00
-2.09E+00
-2.01E+00
-2.09E+00
-2.01E+00
-2.09E+00
-2.17E+00
-2.17E+00
-2.17E+00
-2.09E+00
-2.17E+00
-2.17E+00
-2.25E+00
-2.33E+00
-2.17E+00
-2.25E+00
-2.25E+00
-2.25E+00
-2.25E+00
-2.25E+00
-2.33E+00
-2.25E+00
-2.33E+00
-2.33E+00
-2.33E+00
-2.33E+00
-2.33E+00
-2.33E+00
-2.49E+00
-2.33E+00
-2.41E+00
-2.49E+00
-2.41E+00
-2.41E+00
-2.49E+00
-2.49E+00
-2.41E+00
-2.49E+00
-2.49E+00
-2.57E+00
-2.49E+00
-2.57E+00
-2.57E+00
-2.57E+00
-2.49E+00
-2.57E+00
-2.57E+00
-2.57E+00
-2.57E+00
-2.57E+00
-2.57E+00
-2.65E+00
-2.65E+00
-2.57E+00
-2.65E+00
-2.65E+00
-2.65E+00
-2.65E+00
-2.65E+00
-2.73E+00
-2.65E+00
-2.65E+00
-2.73E+00
-2.65E+00
-2.65E+00
-2.73E+00
-2.81E+00
-2.73E+00
-2.73E+00
-2.73E+00
-2.81E+00
-2.81E+00
-2.81E+00
-2.81E+00
-2.81E+00
-2.81E+00
-2.81E+00
-2.81E+00
-2.81E+00
-2.89E+00
-2.81E+00
-2.81E+00
-2.81E+00
-2.89E+00
-2.89E+00
-2.89E+00
-2.89E+00
-2.89E+00
-2.89E+00
-2.89E+00
-2.89E+00
-2.89E+00
-2.89E+00
-2.89E+00
-2.89E+00
-2.89E+00
-2.97E+00
-2.89E+00
-2.89E+00
-2.89E+00
-2.89E+00
-2.97E+00
-2.97E+00
-2.97E+00
-2.97E+00
-2.97E+00
-2.97E+00
-2.97E+00
-2.97E+00
-2.97E+00
-2.97E+00
-2.89E+00
-2.97E+00
-2.97E+00
-2.97E+00
-2.89E+00
-2.89E+00
-2.97E+00
-2.97E+00
-2.89E+00
-2.97E+00
-2.97E+00
-2.89E+00
-2.89E+00
-2.97E+00
-2.89E+00
-2.97E+00
-2.89E+00
-2.89E+00
-2.97E+00
-3.06E+00
-2.89E+00
-2.97E+00
-2.89E+00
-2.97E+00
-2.97E+00
-2.89E+00
-2.97E+00
-2.97E+00
-2.97E+00
-2.97E+00
-2.97E+00
-3.06E+00
-2.97E+00
-2.89E+00
-3.06E+00
-2.97E+00
-2.97E+00
-2.97E+00
-2.89E+00
-2.89E+00
-2.89E+00
-2.97E+00
-2.89E+00
-2.97E+00
-2.97E+00
-2.97E+00
-2.89E+00
-2.97E+00
-2.97E+00
-2.89E+00
-2.89E+00
-2.89E+00
-2.97E+00
-2.89E+00
-2.89E+00
-2.89E+00
-2.89E+00
-2.97E+00
-2.89E+00
-2.89E+00
-2.81E+00
-2.89E+00
-2.89E+00
-2.81E+00
-2.89E+00
-2.89E+00
-2.89E+00
-2.89E+00
-2.81E+00
-2.89E+00
-2.81E+00
-2.89E+00
-2.81E+00
-2.81E+00
-2.81E+00
-2.81E+00
-2.73E+00
-2.73E+00
-2.81E+00
-2.73E+00
-2.73E+00
-2.81E+00
-2.81E+00
-2.81E+00
-2.73E+00
-2.73E+00
-2.73E+00
-2.73E+00
-2.73E+00
-2.73E+00
-2.65E+00
-2.73E+00
-2.65E+00
-2.65E+00
-2.65E+00
-2.65E+00
-2.65E+00
-2.65E+00
-2.65E+00
-2.57E+00
-2.65E+00
-2.57E+00
-2.57E+00
-2.57E+00
-2.57E+00
-2.57E+00
-2.49E+00
-2.57E+00
-2.49E+00
-2.57E+00
-2.57E+00
-2.49E+00
-2.57E+00
-2.49E+00
-2.49E+00
-2.49E+00
-2.49E+00
-2.49E+00
-2.41E+00
-2.41E+00
-2.41E+00
-2.41E+00
-2.33E+00
-2.41E+00
-2.41E+00
-2.33E+00
-2.33E+00
-2.33E+00
-2.25E+00
-2.25E+00
-2.25E+00
-2.33E+00
-2.25E+00
-2.25E+00
-2.25E+00
-2.25E+00
-2.17E+00
-2.25E+00
-2.17E+00
-2.09E+00
-2.17E+00
-2.17E+00
-2.09E+00
-2.17E+00
-2.09E+00
-2.01E+00
-2.09E+00
-2.17E+00
-2.01E+00
-2.01E+00
-2.09E+00
-2.01E+00
-2.01E+00
-2.01E+00
-2.01E+00
-1.93E+00
-1.93E+00
-1.93E+00
-1.93E+00
-1.93E+00
-1.85E+00
-1.93E+00
-1.85E+00
-1.93E+00
-1.85E+00
-1.85E+00
-1.77E+00
-1.85E+00
-1.77E+00
-1.77E+00
-1.69E+00
-1.77E+00
-1.77E+00
-1.69E+00
-1.69E+00
-1.69E+00
-1.69E+00
-1.69E+00
-1.61E+00
-1.69E+00
-1.61E+00
-1.53E+00
-1.61E+00
-1.53E+00
-1.53E+00
-1.53E+00
-1.53E+00
-1.61E+00
-1.53E+00
-1.45E+00
-1.53E+00
-1.45E+00
-1.45E+00
-1.45E+00
-1.45E+00
-1.37E+00
-1.29E+00
-1.37E+00
-1.29E+00
-1.29E+00
-1.29E+00
-1.29E+00
-1.29E+00
-1.21E+00
-1.21E+00
-1.21E+00
-1.21E+00
-1.13E+00
-1.21E+00
-1.13E+00
-1.05E+00
-1.13E+00
-1.05E+00
-1.05E+00
-1.05E+00
-1.05E+00
-9.65E-01
-9.65E-01
-9.65E-01
-9.65E-01
-9.65E-01
-8.84E-01
-8.84E-01
-8.84E-01
-8.04E-01
-8.04E-01
-8.84E-01
-8.04E-01
-8.04E-01
-7.24E-01
-8.04E-01
-7.24E-01
-7.24E-01
-7.24E-01
-7.24E-01
-6.43E-01
-7.24E-01
-6.43E-01
-5.63E-01
-6.43E-01
-5.63E-01
-5.63E-01
-5.63E-01
-4.82E-01
-5.63E-01
-4.02E-01
-4.82E-01
-4.02E-01
-4.02E-01
-4.02E-01
-4.02E-01
-4.02E-01
-4.02E-01
-4.02E-01
-2.41E-01
-3.22E-01
-3.22E-01
-2.41E-01
-1.61E-01
-2.41E-01
-1.61E-01
-2.41E-01
-1.61E-01
-8.04E-02
-1.61E-01
-8.04E-02
-8.04E-02
-8.04E-02
0.00E+00
0.00E+00
-8.04E-02
-8.04E-02
0.00E+00
8.04E-02
0.00E+00
8.04E-02
8.04E-02
8.04E-02
1.61E-01
1.61E-01
1.61E-01
1.61E-01
1.61E-01
2.41E-01
2.41E-01
2.41E-01
2.41E-01
3.22E-01
3.22E-01
3.22E-01
3.22E-01
4.02E-01
3.22E-01
3.22E-01
4.02E-01
4.82E-01
4.82E-01
4.82E-01
4.82E-01
4.82E-01
5.63E-01
5.63E-01
4.82E-01
5.63E-01
5.63E-01
6.43E-01
6.43E-01
6.43E-01
6.43E-01
6.43E-01
7.24E-01
8.04E-01
8.04E-01
7.24E-01
8.04E-01
7.24E-01
8.04E-01
8.84E-01
8.84E-01
8.84E-01
8.84E-01
8.84E-01
8.84E-01
8.84E-01
1.05E+00
9.65E-01
1.05E+00
1.05E+00
1.05E+00
1.05E+00
1.13E+00
1.13E+00
1.05E+00
1.05E+00
1.13E+00
1.13E+00
1.13E+00
1.21E+00
1.21E+00
1.21E+00
1.21E+00
1.29E+00
1.29E+00
1.37E+00
1.29E+00
1.29E+00
1.37E+00
1.29E+00
1.37E+00
1.37E+00
1.37E+00
1.45E+00
1.45E+00
1.45E+00
1.45E+00
1.53E+00
1.53E+00
1.53E+00
1.53E+00
1.53E+00
1.61E+00
1.61E+00
1.53E+00
1.61E+00
1.61E+00
1.69E+00
1.69E+00
1.69E+00
1.69E+00
1.69E+00
1.69E+00
1.77E+00
1.77E+00
1.69E+00
1.85E+00
1.85E+00
1.85E+00
1.77E+00
1.93E+00
1.93E+00
1.93E+00
1.93E+00
1.85E+00
1.93E+00
1.93E+00
2.01E+00
1.93E+00
2.01E+00
2.01E+00
1.93E+00
2.01E+00
2.01E+00
2.09E+00
2.09E+00
2.09E+00
2.01E+00
2.09E+00
2.17E+00
2.17E+00
2.17E+00
2.17E+00
2.17E+00
2.17E+00
2.17E+00
2.17E+00
2.17E+00
2.25E+00
2.25E+00
2.25E+00
2.25E+00
2.33E+00
2.33E+00
2.33E+00
2.33E+00
2.33E+00
2.33E+00
2.41E+00
2.41E+00
2.33E+00
2.41E+00
2.41E+00
2.41E+00
2.41E+00
2.49E+00
2.49E+00
2.41E+00
2.41E+00
2.49E+00
2.41E+00
2.49E+00
2.49E+00
2.49E+00
2.57E+00
2.49E+00
2.49E+00
2.49E+00
2.49E+00
2.65E+00
2.57E+00
2.57E+00
2.57E+00
2.65E+00
2.57E+00
2.73E+00
2.57E+00
2.57E+00
2.57E+00
2.65E+00
2.65E+00
2.73E+00
2.73E+00
2.65E+00
2.65E+00
2.65E+00
2.65E+00
2.73E+00
2.73E+00
2.73E+00
2.81E+00
2.73E+00
2.73E+00
2.73E+00
2.73E+00
2.81E+00
2.81E+00
2.81E+00
2.81E+00
2.81E+00
2.73E+00
2.81E+00
2.81E+00
2.81E+00
2.89E+00
2.89E+00
2.89E+00
2.81E+00
2.81E+00
2.81E+00
2.81E+00
2.81E+00
2.89E+00
2.81E+00
2.89E+00
2.89E+00
2.89E+00
2.89E+00
2.89E+00
2.81E+00
2.89E+00
2.89E+00
2.89E+00
2.89E+00
2.89E+00
2.89E+00
2.97E+00
2.89E+00
2.97E+00
2.89E+00
2.89E+00
2.97E+00
2.89E+00
2.97E+00
2.97E+00
2.89E+00
2.97E+00
2.97E+00
2.89E+00
2.97E+00
2.97E+00
2.97E+00
2.89E+00
2.97E+00
2.97E+00
2.97E+00
2.97E+00
2.97E+00
2.97E+00
2.97E+00
2.97E+00
2.97E+00
2.97E+00
2.97E+00
2.97E+00
2.97E+00
2.97E+00
2.89E+00
2.97E+00
3.06E+00
2.89E+00
2.89E+00
2.89E+00
2.97E+00
2.97E+00
2.97E+00
2.97E+00
2.89E+00
2.97E+00
2.89E+00
2.97E+00
2.97E+00
2.97E+00
2.97E+00
2.97E+00
2.97E+00
2.89E+00
2.97E+00
2.97E+00
2.89E+00
2.89E+00
2.89E+00
2.89E+00
2.89E+00
2.97E+00
2.89E+00
2.89E+00
2.89E+00
2.81E+00
2.89E+00
2.81E+00
2.89E+00
2.81E+00
2.81E+00
2.81E+00
2.81E+00
2.81E+00
2.89E+00
2.89E+00
2.81E+00
2.73E+00
2.81E+00
2.81E+00
2.81E+00
2.73E+00
2.81E+00
2.81E+00
2.81E+00
2.81E+00
2.73E+00
2.81E+00
2.73E+00
2.73E+00
2.73E+00
2.73E+00
2.73E+00
2.73E+00
2.73E+00
2.65E+00
2.65E+00
2.73E+00
2.65E+00
2.65E+00
2.65E+00
2.65E+00
2.65E+00
2.65E+00
2.65E+00
2.57E+00
2.65E+00
2.65E+00
2.57E+00
2.57E+00
2.57E+00
2.57E+00
2.57E+00
2.57E+00
2.57E+00
2.49E+00
2.57E+00
2.57E+00
2.49E+00
2.49E+00
2.49E+00
2.41E+00
2.41E+00
2.49E+00
2.41E+00
2.41E+00
2.41E+00
2.33E+00
2.33E+00
2.41E+00
2.33E+00
2.33E+00
2.33E+00
2.25E+00
2.33E+00
2.25E+00
2.33E+00
2.25E+00
2.33E+00
2.33E+00
2.25E+00
2.25E+00
2.25E+00
2.17E+00
2.17E+00
2.17E+00
2.25E+00
2.25E+00
2.09E+00
2.17E+00
2.09E+00
2.17E+00
2.09E+00
2.09E+00
2.09E+00
2.01E+00
2.09E+00
2.01E+00
2.01E+00
2.01E+00
2.01E+00
1.93E+00
2.01E+00
1.93E+00
1.85E+00
1.93E+00
1.93E+00
1.85E+00
1.85E+00
1.85E+00
1.85E+00
1.85E+00
1.85E+00
1.85E+00
1.77E+00
1.77E+00
1.77E+00
1.69E+00
1.69E+00
1.69E+00
1.69E+00
1.69E+00
1.61E+00
1.69E+00
1.61E+00
1.61E+00
1.53E+00
1.53E+00
1.61E+00
1.53E+00
1.45E+00
1.53E+00
1.53E+00
1.53E+00
1.45E+00
1.45E+00
1.37E+00
1.37E+00
1.37E+00
1.37E+00
1.37E+00
1.29E+00
1.37E+00
1.21E+00
1.29E+00
1.29E+00
1.29E+00
1.21E+00
1.29E+00
1.21E+00
1.21E+00
1.13E+00
1.13E+00
1.13E+00
1.05E+00
1.21E+00
1.13E+00
1.05E+00
1.05E+00
9.65E-01
1.05E+00
9.65E-01
9.65E-01
9.65E-01
8.84E-01
8.84E-01
8.84E-01
8.84E-01
9.65E-01
8.84E-01
8.84E-01
8.04E-01
8.04E-01
8.04E-01
8.04E-01
7.24E-01
7.24E-01
7.24E-01
6.43E-01
6.43E-01
7.24E-01
6.43E-01
5.63E-01
5.63E-01
5.63E-01
5.63E-01
4.82E-01
5.63E-01
4.82E-01
4.82E-01
4.82E-01
4.82E-01
4.82E-01
4.82E-01
4.02E-01
3.22E-01
3.22E-01
3.22E-01
3.22E-01
2.41E-01
3.22E-01
3.22E-01
3.22E-01
2.41E-01
1.61E-01
2.41E-01
2.41E-01
8.04E-02
8.04E-02
8.04E-02
8.04E-02
8.04E-02
0.00E+00
0.00E+00
8.04E-02
0.00E+00
0.00E+00
0.00E+00
0.00E+00
-8.04E-02
-8.04E-02
-8.04E-02
-1.61E-01
-1.61E-01
-1.61E-01
-2.41E-01
-1.61E-01
-2.41E-01
-2.41E-01
-2.41E-01
-2.41E-01
-3.22E-01
-3.22E-01
-3.22E-01
-4.02E-01
-3.22E-01
-4.02E-01
-4.02E-01
-4.02E-01
-4.82E-01
-4.82E-01
-4.02E-01
-4.82E-01
-4.82E-01
-5.63E-01
-5.63E-01
-5.63E-01
-6.43E-01
-6.43E-01
-6.43E-01
-6.43E-01
-6.43E-01
-6.43E-01
-7.24E-01
-6.43E-01
-7.24E-01
-8.04E-01
-7.24E-01
-8.04E-01
-8.04E-01
-8.04E-01
-8.04E-01
-8.84E-01
-8.84E-01
-8.84E-01
-8.84E-01
-9.65E-01
-9.65E-01
-9.65E-01
-9.65E-01
-9.65E-01
-1.05E+00
-9.65E-01
-1.05E+00
-1.05E+00
-1.13E+00
-1.05E+00
-1.13E+00
-1.13E+00
-1.21E+00
-1.21E+00
-1.21E+00
-1.21E+00
-1.21E+00
-1.21E+00
-1.29E+00
-1.37E+00
-1.29E+00
-1.29E+00
-1.37E+00
-1.29E+00
-1.37E+00
-1.37E+00
-1.45E+00
-1.45E+00
-1.53E+00
-1.45E+00
-1.37E+00
-1.45E+00
-1.53E+00
-1.53E+00
-1.53E+00
-1.53E+00
-1.53E+00
-1.61E+00
-1.61E+00
-1.61E+00
-1.61E+00
-1.69E+00
-1.69E+00
-1.69E+00
-1.69E+00
-1.69E+00
-1.69E+00
-1.69E+00
-1.69E+00
-1.77E+00
-1.77E+00
-1.77E+00
-1.93E+00
-1.85E+00
-1.85E+00
-1.77E+00
-1.85E+00
-1.85E+00
-1.93E+00
-1.85E+00
-1.93E+00
-1.93E+00
-1.93E+00
-2.01E+00
-1.93E+00
-2.01E+00
-2.01E+00
-1.93E+00
-2.01E+00
-2.09E+00
-2.01E+00
-2.09E+00
-2.01E+00
-2.09E+00
-2.17E+00
-2.09E+00
-2.09E+00
-2.09E+00
-2.17E+00
-2.17E+00
-2.17E+00
-2.25E+00
-2.17E+00
-2.17E+00
-2.17E+00
-2.25E+00
-2.25E+00
-2.25E+00
-2.25E+00
-2.25E+00
-2.41E+00
-2.41E+00
-2.33E+00
-2.25E+00
-2.33E+00
-2.33E+00
-2.41E+00
-2.41E+00
-2.41E+00
-2.49E+00
-2.41E+00
-2.41E+00
-2.41E+00
-2.41E+00
-2.41E+00
-2.49E+00
-2.49E+00
-2.57E+00
-2.41E+00
-2.49E+00
-2.49E+00
-2.49E+00
-2.57E+00
-2.49E+00
-2.57E+00
-2.57E+00
-2.65E+00
-2.49E+00
-2.57E+00
-2.65E+00
-2.57E+00
-2.57E+00
-2.65E+00
-2.65E+00
-2.65E+00
-2.65E+00
-2.65E+00
-2.65E+00
-2.73E+00
-2.65E+00
-2.73E+00
-2.65E+00
-2.65E+00
-2.73E+00
-2.73E+00
-2.73E+00
-2.73E+00
-2.73E+00
-2.81E+00
-2.73E+00
-2.81E+00
-2.73E+00
-2.73E+00
-2.81E+00
-2.81E+00
-2.81E+00
-2.81E+00
-2.81E+00
-2.89E+00
-2.81E+00
-2.81E+00
-2.89E+00
-2.89E+00
-2.89E+00
-2.89E+00
-2.81E+00
-2.89E+00
-2.89E+00
-2.89E+00
-2.81E+00
-2.81E+00
-2.89E+00
-2.89E+00
-2.89E+00
-2.89E+00
-2.97E+00
-2.89E+00
-2.97E+00
-2.89E+00
-2.89E+00
-2.97E+00
-2.89E+00
-2.81E+00
-2.97E+00
-2.97E+00
-2.89E+00
-2.97E+00
-2.89E+00
-2.97E+00
-2.97E+00
-2.97E+00
-2.89E+00
-2.97E+00
-2.97E+00
-2.89E+00
-2.97E+00
-3.06E+00
-2.97E+00
-2.97E+00
-2.97E+00
-2.89E+00
-2.97E+00
-2.89E+00
-3.06E+00
-2.89E+00
-2.97E+00
-2.97E+00
-2.89E+00
-2.89E+00
-3.06E+00
-2.97E+00
-2.97E+00
-2.97E+00
-2.97E+00
-3.06E+00
-2.97E+00
-2.97E+00
-2.97E+00
-2.89E+00
-2.89E+00
-2.97E+00
-2.97E+00
-3.06E+00
-2.97E+00
-2.97E+00
-2.97E+00
-2.89E+00
-2.97E+00
-2.97E+00
-2.97E+00
-2.89E+00
-2.89E+00
-2.97E+00
-2.89E+00
-2.89E+00
-2.89E+00
-2.97E+00
-2.89E+00
-2.97E+00
-2.89E+00
-2.97E+00
-2.89E+00
-2.97E+00
-2.97E+00
-2.89E+00
-2.89E+00
-2.89E+00
-2.81E+00
-2.89E+00
-2.89E+00
-2.89E+00
-2.89E+00
-2.89E+00
-2.89E+00
-2.89E+00
-2.89E+00
-2.89E+00
-2.81E+00
-2.81E+00
-2.81E+00
-2.81E+00
-2.81E+00
-2.81E+00
-2.81E+00
-2.81E+00
-2.89E+00
-2.73E+00
-2.81E+00
-2.73E+00
-2.73E+00
-2.81E+00
-2.73E+00
-2.73E+00
-2.73E+00
-2.73E+00
-2.73E+00
-2.73E+00
-2.73E+00
-2.73E+00
-2.73E+00
-2.73E+00
-2.73E+00
-2.65E+00
-2.65E+00
-2.65E+00
-2.73E+00
-2.65E+00
-2.65E+00
-2.65E+00
-2.65E+00
-2.65E+00
-2.57E+00
-2.57E+00
-2.57E+00
-2.57E+00
-2.57E+00
-2.57E+00
-2.57E+00
-2.49E+00
-2.49E+00
-2.49E+00
-2.49E+00
-2.49E+00
-2.57E+00
-2.49E+00
-2.49E+00
-2.49E+00
-2.49E+00
-2.41E+00
-2.49E+00
-2.41E+00
-2.41E+00
-2.41E+00
-2.41E+00
-2.41E+00
-2.33E+00
-2.41E+00
-2.41E+00
-2.41E+00
-2.33E+00
-2.25E+00
-2.25E+00
-2.25E+00
-2.25E+00
-2.25E+00
-2.25E+00
-2.33E+00
-2.25E+00
-2.25E+00
-2.17E+00
-2.17E+00
-2.17E+00
-2.17E+00
-2.17E+00
-2.17E+00
-2.17E+00
-2.17E+00
-2.17E+00
-2.09E+00
-2.09E+00
-2.09E+00
-2.09E+00
-2.09E+00
-2.01E+00
-2.01E+00
-2.01E+00
-2.01E+00
-2.01E+00
-1.93E+00
-2.01E+00
-1.93E+00
-1.93E+00
-1.93E+00
-1.93E+00
-1.93E+00
-1.85E+00
-1.85E+00
-1.85E+00
-1.85E+00
-1.77E+00
-1.77E+00
-1.77E+00
-1.77E+00
-1.77E+00
-1.69E+00
-1.69E+00
-1.69E+00
-1.69E+00
-1.69E+00
-1.69E+00
-1.61E+00
-1.61E+00
-1.69E+00
-1.61E+00
-1.53E+00
-1.53E+00
-1.61E+00
-1.69E+00
-1.53E+00
-1.45E+00
-1.37E+00
-1.53E+00
-1.45E+00
-1.45E+00
-1.37E+00
-1.45E+00
-1.45E+00
-1.45E+00
-1.37E+00
-1.29E+00
-1.29E+00
-1.37E+00
-1.29E+00
-1.29E+00
-1.29E+00
-1.29E+00
-1.29E+00
-1.21E+00
-1.21E+00
-1.13E+00
-1.21E+00
-1.13E+00
-1.13E+00
-1.13E+00
-1.13E+00
-1.13E+00
-1.05E+00
-1.05E+00
-9.65E-01
-1.05E+00
-9.65E-01
-9.65E-01
-9.65E-01
-9.65E-01
-9.65E-01
-8.84E-01
-8.04E-01
-8.84E-01
-8.04E-01
-8.04E-01
-8.04E-01
-8.04E-01
-7.24E-01
-7.24E-01
-7.24E-01
-7.24E-01
-6.43E-01
-6.43E-01
-5.63E-01
-5.63E-01
-6.43E-01
-5.63E-01
-5.63E-01
-5.63E-01
-5.63E-01
-4.82E-01
-5.63E-01
-4.82E-01
-4.82E-01
-4.02E-01
-4.82E-01
-4.02E-01
-4.02E-01
-4.02E-01
-3.22E-01
-3.22E-01
-3.22E-01
-3.22E-01
-3.22E-01
-2.41E-01
-3.22E-01
-2.41E-01
-2.41E-01
-2.41E-01
-2.41E-01
-1.61E-01
-1.61E-01
-8.04E-02
-1.61E-01
-8.04E-02
-8.04E-02
-8.04E-02
0.00E+00
0.00E+00
0.00E+00];
y=[0.00E+00
0.00E+00
8.04E-02
8.04E-02
8.04E-02
8.04E-02
8.04E-02
1.61E-01
1.61E-01
2.41E-01
2.41E-01
2.41E-01
2.41E-01
3.22E-01
3.22E-01
3.22E-01
3.22E-01
4.02E-01
3.22E-01
4.02E-01
4.02E-01
4.02E-01
4.02E-01
4.02E-01
4.82E-01
4.82E-01
4.82E-01
5.63E-01
6.43E-01
4.82E-01
5.63E-01
5.63E-01
5.63E-01
5.63E-01
6.43E-01
6.43E-01
7.24E-01
6.43E-01
7.24E-01
7.24E-01
7.24E-01
8.04E-01
8.04E-01
8.04E-01
7.24E-01
8.84E-01
8.84E-01
8.84E-01
8.84E-01
8.84E-01
9.65E-01
8.84E-01
9.65E-01
1.05E+00
1.05E+00
9.65E-01
1.05E+00
1.05E+00
1.05E+00
1.13E+00
1.13E+00
1.13E+00
1.13E+00
1.13E+00
1.13E+00
1.13E+00
1.29E+00
1.29E+00
1.21E+00
1.29E+00
1.29E+00
1.29E+00
1.29E+00
1.37E+00
1.29E+00
1.45E+00
1.37E+00
1.37E+00
1.37E+00
1.45E+00
1.45E+00
1.45E+00
1.45E+00
1.45E+00
1.53E+00
1.53E+00
1.53E+00
1.53E+00
1.53E+00
1.61E+00
1.61E+00
1.69E+00
1.69E+00
1.69E+00
1.69E+00
1.77E+00
1.69E+00
1.69E+00
1.69E+00
1.77E+00
1.85E+00
1.77E+00
1.77E+00
1.77E+00
1.85E+00
1.85E+00
1.85E+00
1.93E+00
1.93E+00
1.93E+00
1.85E+00
1.93E+00
1.93E+00
2.01E+00
2.01E+00
1.93E+00
2.01E+00
2.01E+00
2.01E+00
2.01E+00
2.09E+00
2.01E+00
2.09E+00
2.09E+00
2.09E+00
2.09E+00
2.09E+00
2.09E+00
2.17E+00
2.17E+00
2.17E+00
2.17E+00
2.17E+00
2.25E+00
2.25E+00
2.33E+00
2.17E+00
2.25E+00
2.33E+00
2.33E+00
2.25E+00
2.41E+00
2.25E+00
2.33E+00
2.33E+00
2.33E+00
2.41E+00
2.41E+00
2.41E+00
2.41E+00
2.41E+00
2.41E+00
2.41E+00
2.57E+00
2.41E+00
2.41E+00
2.49E+00
2.49E+00
2.49E+00
2.49E+00
2.57E+00
2.57E+00
2.57E+00
2.57E+00
2.57E+00
2.65E+00
2.57E+00
2.57E+00
2.57E+00
2.57E+00
2.57E+00
2.65E+00
2.57E+00
2.65E+00
2.65E+00
2.73E+00
2.57E+00
2.65E+00
2.65E+00
2.73E+00
2.73E+00
2.65E+00
2.73E+00
2.65E+00
2.57E+00
2.65E+00
2.73E+00
2.73E+00
2.73E+00
2.73E+00
2.73E+00
2.81E+00
2.73E+00
2.73E+00
2.65E+00
2.73E+00
2.73E+00
2.81E+00
2.81E+00
2.81E+00
2.81E+00
2.81E+00
2.81E+00
2.81E+00
2.89E+00
2.81E+00
2.81E+00
2.81E+00
2.81E+00
2.81E+00
2.81E+00
2.89E+00
2.89E+00
2.89E+00
2.89E+00
2.89E+00
2.81E+00
2.81E+00
2.89E+00
2.81E+00
2.81E+00
2.89E+00
2.89E+00
2.89E+00
2.89E+00
2.89E+00
2.89E+00
2.89E+00
2.89E+00
2.89E+00
2.81E+00
2.97E+00
2.89E+00
2.89E+00
2.89E+00
2.89E+00
2.89E+00
2.89E+00
2.97E+00
2.97E+00
2.89E+00
2.97E+00
2.97E+00
2.89E+00
2.89E+00
2.89E+00
2.97E+00
2.97E+00
2.97E+00
2.89E+00
2.97E+00
2.97E+00
2.89E+00
2.97E+00
2.97E+00
2.97E+00
2.89E+00
2.97E+00
2.89E+00
2.89E+00
2.97E+00
2.89E+00
2.81E+00
2.89E+00
2.89E+00
2.89E+00
2.81E+00
2.89E+00
2.81E+00
2.89E+00
2.89E+00
2.89E+00
2.81E+00
2.97E+00
2.89E+00
2.89E+00
2.89E+00
2.89E+00
2.89E+00
2.89E+00
2.89E+00
2.89E+00
2.81E+00
2.81E+00
2.81E+00
2.89E+00
2.81E+00
2.73E+00
2.89E+00
2.81E+00
2.81E+00
2.73E+00
2.81E+00
2.81E+00
2.81E+00
2.81E+00
2.81E+00
2.81E+00
2.81E+00
2.73E+00
2.73E+00
2.73E+00
2.73E+00
2.73E+00
2.73E+00
2.73E+00
2.73E+00
2.73E+00
2.73E+00
2.81E+00
2.65E+00
2.65E+00
2.65E+00
2.65E+00
2.65E+00
2.57E+00
2.65E+00
2.57E+00
2.65E+00
2.65E+00
2.65E+00
2.57E+00
2.57E+00
2.57E+00
2.57E+00
2.57E+00
2.57E+00
2.57E+00
2.57E+00
2.57E+00
2.49E+00
2.49E+00
2.49E+00
2.57E+00
2.49E+00
2.49E+00
2.49E+00
2.49E+00
2.41E+00
2.49E+00
2.41E+00
2.41E+00
2.33E+00
2.49E+00
2.41E+00
2.33E+00
2.41E+00
2.33E+00
2.33E+00
2.33E+00
2.33E+00
2.25E+00
2.33E+00
2.33E+00
2.17E+00
2.25E+00
2.25E+00
2.25E+00
2.25E+00
2.25E+00
2.17E+00
2.25E+00
2.09E+00
2.17E+00
2.09E+00
2.17E+00
2.17E+00
2.17E+00
2.17E+00
2.09E+00
2.09E+00
2.09E+00
2.09E+00
2.09E+00
2.01E+00
2.09E+00
2.01E+00
2.01E+00
2.01E+00
1.93E+00
1.93E+00
1.93E+00
1.93E+00
1.85E+00
1.93E+00
1.85E+00
1.77E+00
1.85E+00
1.77E+00
1.77E+00
1.77E+00
1.69E+00
1.69E+00
1.69E+00
1.77E+00
1.77E+00
1.69E+00
1.69E+00
1.61E+00
1.61E+00
1.61E+00
1.69E+00
1.53E+00
1.61E+00
1.61E+00
1.53E+00
1.53E+00
1.53E+00
1.53E+00
1.45E+00
1.45E+00
1.37E+00
1.45E+00
1.45E+00
1.45E+00
1.37E+00
1.37E+00
1.37E+00
1.37E+00
1.29E+00
1.29E+00
1.29E+00
1.29E+00
1.29E+00
1.29E+00
1.21E+00
1.21E+00
1.21E+00
1.21E+00
1.21E+00
1.13E+00
1.13E+00
1.13E+00
1.13E+00
1.05E+00
1.13E+00
1.05E+00
1.05E+00
1.05E+00
8.84E-01
9.65E-01
8.84E-01
8.84E-01
8.84E-01
9.65E-01
8.84E-01
8.84E-01
8.04E-01
8.04E-01
8.04E-01
8.04E-01
7.24E-01
8.04E-01
7.24E-01
7.24E-01
6.43E-01
6.43E-01
6.43E-01
6.43E-01
7.24E-01
6.43E-01
6.43E-01
5.63E-01
5.63E-01
5.63E-01
5.63E-01
5.63E-01
4.82E-01
4.82E-01
4.02E-01
4.02E-01
4.02E-01
4.02E-01
3.22E-01
3.22E-01
3.22E-01
3.22E-01
3.22E-01
3.22E-01
2.41E-01
3.22E-01
2.41E-01
2.41E-01
1.61E-01
1.61E-01
1.61E-01
8.04E-02
8.04E-02
8.04E-02
8.04E-02
8.04E-02
8.04E-02
0.00E+00
0.00E+00
0.00E+00
-8.04E-02
0.00E+00
-8.04E-02
-8.04E-02
-1.61E-01
-1.61E-01
-8.04E-02
-1.61E-01
-1.61E-01
-2.41E-01
-1.61E-01
-2.41E-01
-3.22E-01
-2.41E-01
-2.41E-01
-2.41E-01
-3.22E-01
-2.41E-01
-3.22E-01
-4.02E-01
-4.02E-01
-4.02E-01
-4.02E-01
-4.02E-01
-4.82E-01
-4.82E-01
-4.82E-01
-5.63E-01
-4.82E-01
-5.63E-01
-5.63E-01
-6.43E-01
-6.43E-01
-6.43E-01
-5.63E-01
-7.24E-01
-7.24E-01
-6.43E-01
-6.43E-01
-7.24E-01
-8.04E-01
-8.04E-01
-8.04E-01
-8.04E-01
-8.04E-01
-8.84E-01
-9.65E-01
-8.04E-01
-8.84E-01
-9.65E-01
-8.84E-01
-9.65E-01
-8.84E-01
-9.65E-01
-9.65E-01
-1.05E+00
-1.05E+00
-9.65E-01
-1.05E+00
-1.05E+00
-1.13E+00
-1.13E+00
-1.05E+00
-1.05E+00
-1.13E+00
-1.13E+00
-1.13E+00
-1.05E+00
-1.05E+00
-1.05E+00
-1.05E+00
-9.65E-01
-1.05E+00
-1.05E+00
-1.13E+00
-1.21E+00
-1.05E+00
-1.13E+00
-1.05E+00
-1.13E+00
-1.13E+00
-1.13E+00
-1.13E+00
-1.13E+00
-1.05E+00
-1.13E+00
-1.13E+00
-1.13E+00
-1.13E+00
-1.13E+00
-1.13E+00
-1.13E+00
-1.13E+00
-1.13E+00
-1.13E+00
-1.13E+00
-1.13E+00
-1.13E+00
-1.13E+00
-1.21E+00
-1.13E+00
-1.05E+00
-1.13E+00
-1.13E+00
-1.13E+00
-1.13E+00
-1.21E+00
-1.13E+00
-1.13E+00
-1.13E+00
-1.13E+00
-1.13E+00
-1.13E+00
-1.13E+00
-1.13E+00
-1.13E+00
-1.29E+00
-1.21E+00
-1.13E+00
-1.21E+00
-1.13E+00
-1.13E+00
-1.13E+00
-1.21E+00
-1.13E+00
-1.13E+00
-1.13E+00
-1.13E+00
-1.13E+00
-1.21E+00
-1.21E+00
-1.21E+00
-1.21E+00
-1.13E+00
-1.13E+00
-1.21E+00
-1.21E+00
-1.21E+00
-1.21E+00
-1.13E+00
-1.13E+00
-1.13E+00
-1.21E+00
-1.13E+00
-1.13E+00
-1.13E+00
-1.21E+00
-1.21E+00
-1.13E+00
-1.13E+00
-1.21E+00
-1.13E+00
-1.13E+00
-1.21E+00
-1.21E+00
-1.21E+00
-1.13E+00
-1.21E+00
-1.21E+00
-1.13E+00
-1.21E+00
-1.13E+00
-1.05E+00
-1.21E+00
-1.21E+00
-1.21E+00
-1.21E+00
-1.13E+00
-1.13E+00
-1.13E+00
-1.13E+00
-1.21E+00
-1.21E+00
-1.21E+00
-1.21E+00
-1.13E+00
-1.21E+00
-1.13E+00
-1.21E+00
-1.13E+00
-1.21E+00
-1.21E+00
-1.21E+00
-1.13E+00
-1.21E+00
-1.21E+00
-1.29E+00
-1.13E+00
-1.29E+00
-1.13E+00
-1.21E+00
-1.13E+00
-1.13E+00
-1.13E+00
-1.21E+00
-1.13E+00
-1.21E+00
-1.21E+00
-1.29E+00
-1.21E+00
-1.21E+00
-1.13E+00
-1.21E+00
-1.13E+00
-1.13E+00
-1.13E+00
-1.21E+00
-1.21E+00
-1.21E+00
-1.21E+00
-1.13E+00
-1.21E+00
-1.13E+00
-1.21E+00
-1.13E+00
-1.21E+00
-1.21E+00
-1.13E+00
-1.21E+00
-1.21E+00
-1.21E+00
-1.13E+00
-1.13E+00
-1.21E+00
-1.21E+00
-1.21E+00
-1.13E+00
-1.21E+00
-1.21E+00
-1.13E+00
-1.21E+00
-1.13E+00
-1.21E+00
-1.21E+00
-1.13E+00
-1.21E+00
-1.13E+00
-1.21E+00
-1.21E+00
-1.13E+00
-1.13E+00
-1.21E+00
-1.21E+00
-1.13E+00
-1.21E+00
-1.21E+00
-1.21E+00
-1.29E+00
-1.13E+00
-1.13E+00
-1.21E+00
-1.13E+00
-1.21E+00
-1.21E+00
-1.13E+00
-1.21E+00
-1.13E+00
-1.21E+00
-1.13E+00
-1.13E+00
-1.21E+00
-1.13E+00
-1.21E+00
-1.21E+00
-1.21E+00
-1.21E+00
-1.13E+00
-1.13E+00
-1.21E+00
-1.21E+00
-1.21E+00
-1.21E+00
-1.21E+00
-1.21E+00
-1.21E+00
-1.21E+00
-1.21E+00
-1.21E+00
-1.21E+00
-1.13E+00
-1.13E+00
-1.21E+00
-1.21E+00
-1.21E+00
-1.21E+00
-1.21E+00
-1.21E+00
-1.13E+00
-1.13E+00
-1.13E+00
-1.21E+00
-1.13E+00
-1.13E+00
-1.21E+00
-1.21E+00
-1.13E+00
-1.21E+00
-1.21E+00
-1.21E+00
-1.13E+00
-1.21E+00
-1.13E+00
-1.21E+00
-1.29E+00
-1.21E+00
-1.21E+00
-1.21E+00
-1.21E+00
-1.13E+00
-1.21E+00
-1.13E+00
-1.21E+00
-1.21E+00
-1.21E+00
-1.21E+00
-1.13E+00
-1.21E+00
-1.21E+00
-1.21E+00
-1.13E+00
-1.21E+00
-1.13E+00
-1.13E+00
-1.21E+00
-1.21E+00
-1.13E+00
-1.13E+00
-1.13E+00
-1.13E+00
-1.21E+00
-1.21E+00
-1.29E+00
-1.13E+00
-1.21E+00
-1.13E+00
-1.21E+00
-1.21E+00
-1.13E+00
-1.21E+00
-1.13E+00
-1.13E+00
-1.21E+00
-1.13E+00
-1.13E+00
-1.13E+00
-1.21E+00
-1.13E+00
-1.21E+00
-1.21E+00
-1.21E+00
-1.13E+00
-1.13E+00
-1.13E+00
-1.21E+00
-1.21E+00
-1.13E+00
-1.21E+00
-1.13E+00
-1.21E+00
-1.13E+00
-1.13E+00
-1.21E+00
-1.21E+00
-1.21E+00
-1.13E+00
-1.13E+00
-1.21E+00
-1.13E+00
-1.29E+00
-1.13E+00
-1.13E+00
-1.13E+00
-1.13E+00
-1.21E+00
-1.21E+00
-1.13E+00
-1.13E+00
-1.05E+00
-1.21E+00
-1.13E+00
-1.21E+00
-1.13E+00
-1.13E+00
-1.13E+00
-1.13E+00
-1.21E+00
-1.21E+00
-1.13E+00
-1.13E+00
-1.13E+00
-1.13E+00
-1.13E+00
-1.13E+00
-1.13E+00
-1.21E+00
-1.13E+00
-1.13E+00
-1.13E+00
-1.13E+00
-1.13E+00
-1.13E+00
-1.21E+00
-1.21E+00
-1.13E+00
-1.13E+00
-1.13E+00
-1.13E+00
-1.21E+00
-1.13E+00
-1.13E+00
-1.05E+00
-1.13E+00
-1.21E+00
-1.13E+00
-1.21E+00
-1.05E+00
-1.13E+00
-1.13E+00
-1.05E+00
-1.21E+00
-1.21E+00
-1.13E+00
-1.13E+00
-1.13E+00
-1.13E+00
-1.13E+00
-1.13E+00
-1.21E+00
-1.13E+00
-1.05E+00
-1.13E+00
-1.21E+00
-1.05E+00
-1.05E+00
-1.21E+00
-1.05E+00
-1.05E+00
-1.05E+00
-1.05E+00
-1.05E+00
-1.05E+00
-1.05E+00
-1.05E+00
-1.13E+00
-1.05E+00
-1.05E+00
-8.84E-01
-9.65E-01
-9.65E-01
-9.65E-01
-1.05E+00
-9.65E-01
-9.65E-01
-8.84E-01
-8.84E-01
-8.84E-01
-8.84E-01
-8.84E-01
-8.84E-01
-8.84E-01
-8.04E-01
-8.04E-01
-8.04E-01
-7.24E-01
-8.04E-01
-7.24E-01
-7.24E-01
-6.43E-01
-6.43E-01
-6.43E-01
-5.63E-01
-6.43E-01
-5.63E-01
-4.82E-01
-4.82E-01
-5.63E-01
-4.82E-01
-4.82E-01
-4.82E-01
-4.82E-01
-4.02E-01
-4.82E-01
-4.02E-01
-4.02E-01
-4.02E-01
-3.22E-01
-3.22E-01
-4.02E-01
-3.22E-01
-3.22E-01
-2.41E-01
-2.41E-01
-2.41E-01
-1.61E-01
-1.61E-01
-1.61E-01
-1.61E-01
-8.04E-02
-1.61E-01
-8.04E-02
0.00E+00
-8.04E-02
-8.04E-02
0.00E+00
0.00E+00
0.00E+00
0.00E+00
8.04E-02
0.00E+00
8.04E-02
1.61E-01
1.61E-01
1.61E-01
2.41E-01
1.61E-01
1.61E-01
2.41E-01
2.41E-01
3.22E-01
2.41E-01
3.22E-01
3.22E-01
4.02E-01
3.22E-01
3.22E-01
4.02E-01
4.02E-01
4.82E-01
4.82E-01
4.82E-01
5.63E-01
4.02E-01
4.82E-01
4.82E-01
6.43E-01
5.63E-01
6.43E-01
6.43E-01
6.43E-01
6.43E-01
6.43E-01
7.24E-01
7.24E-01
7.24E-01
7.24E-01
7.24E-01
7.24E-01
8.04E-01
8.04E-01
8.04E-01
8.84E-01
8.84E-01
8.84E-01
9.65E-01
8.84E-01
8.84E-01
9.65E-01
8.84E-01
8.84E-01
1.05E+00
9.65E-01
1.05E+00
1.05E+00
1.13E+00
1.13E+00
1.13E+00
1.13E+00
1.21E+00
1.13E+00
1.21E+00
1.21E+00
1.21E+00
1.21E+00
1.29E+00
1.29E+00
1.29E+00
1.29E+00
1.29E+00
1.45E+00
1.37E+00
1.37E+00
1.37E+00
1.37E+00
1.37E+00
1.45E+00
1.45E+00
1.45E+00
1.45E+00
1.53E+00
1.53E+00
1.53E+00
1.53E+00
1.61E+00
1.61E+00
1.61E+00
1.61E+00
1.61E+00
1.61E+00
1.69E+00
1.69E+00
1.69E+00
1.69E+00
1.69E+00
1.77E+00
1.77E+00
1.77E+00
1.77E+00
1.77E+00
1.77E+00
1.77E+00
1.85E+00
1.85E+00
1.85E+00
1.85E+00
1.93E+00
1.93E+00
1.93E+00
1.93E+00
1.93E+00
1.93E+00
1.93E+00
2.01E+00
2.01E+00
2.01E+00
2.01E+00
2.09E+00
2.09E+00
2.09E+00
2.09E+00
2.09E+00
2.17E+00
2.09E+00
2.17E+00
2.09E+00
2.17E+00
2.17E+00
2.17E+00
2.17E+00
2.17E+00
2.25E+00
2.25E+00
2.25E+00
2.25E+00
2.25E+00
2.33E+00
2.25E+00
2.33E+00
2.25E+00
2.33E+00
2.33E+00
2.41E+00
2.41E+00
2.25E+00
2.41E+00
2.41E+00
2.41E+00
2.41E+00
2.49E+00
2.41E+00
2.49E+00
2.49E+00
2.41E+00
2.41E+00
2.49E+00
2.49E+00
2.49E+00
2.49E+00
2.49E+00
2.49E+00
2.57E+00
2.57E+00
2.57E+00
2.57E+00
2.57E+00
2.57E+00
2.65E+00
2.65E+00
2.57E+00
2.65E+00
2.65E+00
2.65E+00
2.65E+00
2.65E+00
2.65E+00
2.65E+00
2.73E+00
2.65E+00
2.73E+00
2.73E+00
2.65E+00
2.73E+00
2.81E+00
2.73E+00
2.73E+00
2.73E+00
2.73E+00
2.73E+00
2.81E+00
2.73E+00
2.81E+00
2.81E+00
2.81E+00
2.81E+00
2.81E+00
2.81E+00
2.73E+00
2.89E+00
2.81E+00
2.81E+00
2.81E+00
2.81E+00
2.81E+00
2.81E+00
2.89E+00
2.89E+00
2.89E+00
2.89E+00
2.89E+00
2.89E+00
2.89E+00
2.89E+00
2.89E+00
2.89E+00
2.89E+00
2.89E+00
2.89E+00
2.89E+00
2.89E+00
2.89E+00
2.81E+00
2.89E+00
2.89E+00
2.89E+00
2.89E+00
2.89E+00
2.89E+00
2.89E+00
2.97E+00
2.89E+00
2.89E+00
2.97E+00
2.97E+00
2.89E+00
2.89E+00
2.89E+00
2.89E+00
2.97E+00
2.89E+00
2.97E+00
2.89E+00
2.97E+00
2.89E+00
2.97E+00
2.97E+00
2.89E+00
2.89E+00
2.97E+00
2.97E+00
2.97E+00
2.97E+00
2.97E+00
2.97E+00
2.97E+00
2.97E+00
2.89E+00
2.89E+00
2.89E+00
2.97E+00
2.97E+00
2.97E+00
2.89E+00
2.97E+00
2.89E+00
2.89E+00
2.89E+00
2.89E+00
2.89E+00
2.89E+00
2.89E+00
2.89E+00
2.89E+00
2.89E+00
2.89E+00
2.89E+00
2.89E+00
2.89E+00
2.89E+00
2.81E+00
2.89E+00
2.81E+00
2.81E+00
2.81E+00
2.73E+00
2.81E+00
2.81E+00
2.89E+00
2.81E+00
2.89E+00
2.81E+00
2.81E+00
2.81E+00
2.73E+00
2.81E+00
2.81E+00
2.73E+00
2.73E+00
2.73E+00
2.73E+00
2.73E+00
2.73E+00
2.73E+00
2.73E+00
2.73E+00
2.73E+00
2.81E+00
2.65E+00
2.65E+00
2.73E+00
2.73E+00
2.65E+00
2.57E+00
2.65E+00
2.57E+00
2.57E+00
2.57E+00
2.57E+00
2.65E+00
2.65E+00
2.57E+00
2.57E+00
2.57E+00
2.49E+00
2.57E+00
2.57E+00
2.49E+00
2.49E+00
2.49E+00
2.49E+00
2.49E+00
2.49E+00
2.49E+00
2.41E+00
2.49E+00
2.49E+00
2.41E+00
2.49E+00
2.41E+00
2.41E+00
2.41E+00
2.33E+00
2.33E+00
2.33E+00
2.33E+00
2.25E+00
2.33E+00
2.25E+00
2.33E+00
2.33E+00
2.33E+00
2.17E+00
2.25E+00
2.25E+00
2.25E+00
2.17E+00
2.17E+00
2.17E+00
2.17E+00
2.17E+00
2.17E+00
2.09E+00
2.09E+00
2.09E+00
2.09E+00
2.09E+00
2.17E+00
2.09E+00
2.01E+00
2.01E+00
2.09E+00
1.93E+00
2.01E+00
2.01E+00
1.93E+00
2.01E+00
1.93E+00
1.93E+00
1.93E+00
1.85E+00
1.93E+00
1.93E+00
1.85E+00
1.85E+00
1.85E+00
1.93E+00
1.77E+00
1.85E+00
1.77E+00
1.77E+00
1.77E+00
1.77E+00
1.69E+00
1.69E+00
1.69E+00
1.69E+00
1.61E+00
1.69E+00
1.53E+00
1.61E+00
1.61E+00
1.53E+00
1.61E+00
1.53E+00
1.53E+00
1.53E+00
1.45E+00
1.45E+00
1.45E+00
1.45E+00
1.45E+00
1.45E+00
1.45E+00
1.37E+00
1.45E+00
1.37E+00
1.29E+00
1.29E+00
1.29E+00
1.29E+00
1.21E+00
1.29E+00
1.29E+00
1.21E+00
1.13E+00
1.21E+00
1.13E+00
1.13E+00
1.13E+00
1.13E+00
1.05E+00
1.13E+00
1.13E+00
1.05E+00
9.65E-01
1.05E+00
9.65E-01
9.65E-01
9.65E-01
8.84E-01
9.65E-01
9.65E-01
8.84E-01
8.04E-01
8.04E-01
8.04E-01
8.84E-01
8.04E-01
8.04E-01
7.24E-01
8.04E-01
7.24E-01
7.24E-01
6.43E-01
7.24E-01
6.43E-01
6.43E-01
6.43E-01
6.43E-01
5.63E-01
5.63E-01
5.63E-01
4.82E-01
4.02E-01
4.82E-01
4.82E-01
4.02E-01
4.82E-01
4.02E-01
4.02E-01
3.22E-01
4.02E-01
4.02E-01
3.22E-01
3.22E-01
2.41E-01
2.41E-01
2.41E-01
2.41E-01
1.61E-01
1.61E-01
1.61E-01
1.61E-01
8.04E-02
1.61E-01
1.61E-01
8.04E-02
0.00E+00
8.04E-02
0.00E+00
0.00E+00
0.00E+00
-8.04E-02
0.00E+00
-8.04E-02
-8.04E-02
-8.04E-02
0.00E+00
-8.04E-02
-1.61E-01
-1.61E-01
-1.61E-01
-3.22E-01
-2.41E-01
-2.41E-01
-1.61E-01
-2.41E-01
-2.41E-01
-3.22E-01
-3.22E-01
-3.22E-01
-3.22E-01
-4.02E-01
-4.02E-01
-4.02E-01
-4.02E-01
-4.82E-01
-4.82E-01
-4.82E-01
-4.82E-01
-4.82E-01
-5.63E-01
-6.43E-01
-7.24E-01
-6.43E-01
-5.63E-01
-6.43E-01
-6.43E-01
-7.24E-01
-7.24E-01
-6.43E-01
-8.04E-01
-7.24E-01
-8.04E-01
-8.04E-01
-8.04E-01
-7.24E-01
-8.84E-01
-8.84E-01
-8.84E-01
-8.84E-01
-8.04E-01
-9.65E-01
-8.84E-01
-9.65E-01
-1.05E+00
-9.65E-01
-9.65E-01
-9.65E-01
-1.05E+00
-9.65E-01
-1.05E+00
-1.05E+00
-9.65E-01
-1.05E+00
-1.13E+00
-9.65E-01
-1.05E+00
-1.05E+00
-1.05E+00
-1.13E+00
-1.13E+00
-1.21E+00
-1.05E+00
-1.13E+00
-1.13E+00
-1.05E+00
-1.13E+00
-1.05E+00
-1.05E+00
-1.05E+00
-1.13E+00
-1.13E+00
-1.13E+00
-1.13E+00
-1.13E+00
-1.13E+00
-1.13E+00
-1.05E+00
-1.05E+00
-1.13E+00
-1.13E+00
-1.13E+00
-1.13E+00
-1.13E+00
-1.21E+00
-1.21E+00
-1.13E+00
-1.21E+00
-1.13E+00
-1.13E+00
-1.13E+00
-1.13E+00
-1.21E+00
-1.05E+00
-1.13E+00
-1.13E+00
-1.13E+00
-1.13E+00
-1.13E+00
-1.13E+00
-1.13E+00
-1.13E+00
-1.13E+00
-1.13E+00
-1.05E+00
-1.13E+00
-1.13E+00
-1.21E+00
-1.21E+00
-1.21E+00
-1.13E+00
-1.13E+00
-1.13E+00
-1.13E+00
-1.13E+00
-1.13E+00
-1.21E+00
-1.13E+00
-1.13E+00
-1.13E+00
-1.21E+00
-1.13E+00
-1.21E+00
-1.13E+00
-1.21E+00
-1.21E+00
-1.21E+00
-1.21E+00
-1.21E+00
-1.13E+00
-1.13E+00
-1.13E+00
-1.21E+00
-1.21E+00
-1.21E+00
-1.13E+00
-1.13E+00
-1.21E+00
-1.13E+00
-1.21E+00
-1.21E+00
-1.13E+00
-1.13E+00
-1.13E+00
-1.13E+00
-1.05E+00
-1.13E+00
-1.21E+00
-1.21E+00
-1.21E+00
-1.21E+00
-1.13E+00
-1.13E+00
-1.13E+00
-1.13E+00
-1.21E+00
-1.21E+00
-1.13E+00
-1.13E+00
-1.21E+00
-1.21E+00
-1.21E+00
-1.21E+00
-1.13E+00
-1.13E+00
-1.21E+00
-1.21E+00
-1.13E+00
-1.21E+00
-1.21E+00
-1.21E+00
-1.21E+00
-1.13E+00
-1.13E+00
-1.21E+00
-1.13E+00
-1.13E+00
-1.29E+00
-1.13E+00
-1.13E+00
-1.21E+00
-1.21E+00
-1.21E+00
-1.21E+00
-1.13E+00
-1.21E+00
-1.29E+00
-1.21E+00
-1.29E+00
-1.29E+00
-1.13E+00
-1.29E+00
-1.21E+00
-1.21E+00
-1.21E+00
-1.13E+00
-1.13E+00
-1.13E+00
-1.21E+00
-1.13E+00
-1.13E+00
-1.13E+00
-1.21E+00
-1.21E+00
-1.21E+00
-1.21E+00
-1.21E+00
-1.13E+00
-1.13E+00
-1.13E+00
-1.21E+00
-1.21E+00
-1.13E+00
-1.21E+00
-1.21E+00
-1.21E+00
-1.13E+00
-1.21E+00
-1.13E+00
-1.21E+00
-1.13E+00
-1.21E+00
-1.13E+00
-1.29E+00
-1.13E+00
-1.29E+00
-1.21E+00
-1.21E+00
-1.21E+00
-1.13E+00
-1.21E+00
-1.21E+00
-1.21E+00
-1.13E+00
-1.13E+00
-1.21E+00
-1.21E+00
-1.13E+00
-1.21E+00
-1.21E+00
-1.21E+00
-1.29E+00
-1.21E+00
-1.13E+00
-1.21E+00
-1.13E+00
-1.13E+00
-1.21E+00
-1.21E+00
-1.21E+00
-1.21E+00
-1.21E+00
-1.21E+00
-1.21E+00
-1.21E+00
-1.21E+00
-1.21E+00
-1.21E+00
-1.21E+00
-1.21E+00
-1.21E+00
-1.21E+00
-1.21E+00
-1.13E+00
-1.21E+00
-1.21E+00
-1.21E+00
-1.21E+00
-1.29E+00
-1.21E+00
-1.13E+00
-1.13E+00
-1.21E+00
-1.29E+00
-1.13E+00
-1.21E+00
-1.13E+00
-1.13E+00
-1.21E+00
-1.13E+00
-1.13E+00
-1.21E+00
-1.13E+00
-1.21E+00
-1.21E+00
-1.13E+00
-1.13E+00
-1.13E+00
-1.21E+00
-1.21E+00
-1.13E+00
-1.21E+00
-1.13E+00
-1.21E+00
-1.21E+00
-1.13E+00
-1.13E+00
-1.21E+00
-1.13E+00
-1.21E+00
-1.21E+00
-1.21E+00
-1.21E+00
-1.13E+00
-1.21E+00
-1.13E+00
-1.21E+00
-1.13E+00
-1.21E+00
-1.21E+00
-1.21E+00
-1.21E+00
-1.21E+00
-1.13E+00
-1.21E+00
-1.21E+00
-1.21E+00
-1.21E+00
-1.21E+00
-1.21E+00
-1.21E+00
-1.13E+00
-1.13E+00
-1.13E+00
-1.21E+00
-1.21E+00
-1.13E+00
-1.21E+00
-1.21E+00
-1.21E+00
-1.13E+00
-1.13E+00
-1.13E+00
-1.13E+00
-1.21E+00
-1.13E+00
-1.21E+00
-1.13E+00
-1.21E+00
-1.21E+00
-1.13E+00
-1.21E+00
-1.13E+00
-1.21E+00
-1.13E+00
-1.13E+00
-1.13E+00
-1.21E+00
-1.21E+00
-1.13E+00
-1.21E+00
-1.13E+00
-1.13E+00
-1.13E+00
-1.21E+00
-1.13E+00
-1.21E+00
-1.13E+00
-1.13E+00
-1.21E+00
-1.21E+00
-1.21E+00
-1.21E+00
-1.21E+00
-1.21E+00
-1.21E+00
-1.21E+00
-1.13E+00
-1.13E+00
-1.13E+00
-1.13E+00
-1.13E+00
-1.13E+00
-1.21E+00
-1.13E+00
-1.13E+00
-1.21E+00
-1.13E+00
-1.13E+00
-1.21E+00
-1.21E+00
-1.13E+00
-1.21E+00
-1.21E+00
-1.13E+00
-1.13E+00
-1.21E+00
-1.13E+00
-1.13E+00
-1.13E+00
-1.13E+00
-1.13E+00
-1.05E+00
-1.13E+00
-1.13E+00
-1.05E+00
-1.21E+00
-1.13E+00
-1.21E+00
-1.13E+00
-1.13E+00
-1.13E+00
-1.13E+00
-1.13E+00
-1.13E+00
-1.13E+00
-1.13E+00
-1.13E+00
-1.13E+00
-1.13E+00
-1.13E+00
-1.05E+00
-1.05E+00
-1.13E+00
-1.13E+00
-1.05E+00
-1.05E+00
-1.13E+00
-1.13E+00
-1.05E+00
-1.13E+00
-1.05E+00
-1.13E+00
-1.05E+00
-1.05E+00
-1.05E+00
-1.05E+00
-9.65E-01
-9.65E-01
-1.05E+00
-1.05E+00
-1.05E+00
-1.05E+00
-1.05E+00
-1.05E+00
-1.13E+00
-9.65E-01
-1.05E+00
-1.05E+00
-9.65E-01
-9.65E-01
-9.65E-01
-8.84E-01
-9.65E-01
-8.84E-01
-8.84E-01
-8.84E-01
-8.84E-01
-8.84E-01
-8.04E-01
-8.04E-01
-7.24E-01
-8.04E-01
-7.24E-01
-7.24E-01
-7.24E-01
-7.24E-01
-7.24E-01
-6.43E-01
-6.43E-01
-6.43E-01
-6.43E-01
-6.43E-01
-5.63E-01
-6.43E-01
-5.63E-01
-5.63E-01
-4.82E-01
-5.63E-01
-4.02E-01
-4.82E-01
-4.82E-01
-4.02E-01
-4.02E-01
-4.02E-01
-4.02E-01
-2.41E-01
-3.22E-01
-4.02E-01
-2.41E-01
-2.41E-01
-1.61E-01
-3.22E-01
-2.41E-01
-1.61E-01
-1.61E-01
-1.61E-01
-1.61E-01
-8.04E-02
-1.61E-01
-1.61E-01
-1.61E-01
-8.04E-02
0.00E+00
0.00E+00
0.00E+00
];

%scatter(x,y,'filled')
%hold on
%scatter(x,y,'filled')
plot(t,x)
hold on
plot(t,y)
grid on
xlabel('Voltaje (V)') 
ylabel('Corriente (A)')

%xticks([0 0.45 0.5 0.55 0.6 0.65 0.7 0.75 0.8 1])
%xticklabels({'0','0.45','0.5','0.55','0.6','0.65','0.7','0.75','0.8','1'})
%yticks([0  0.0015 0.006 0.019 0.038 0.06])
